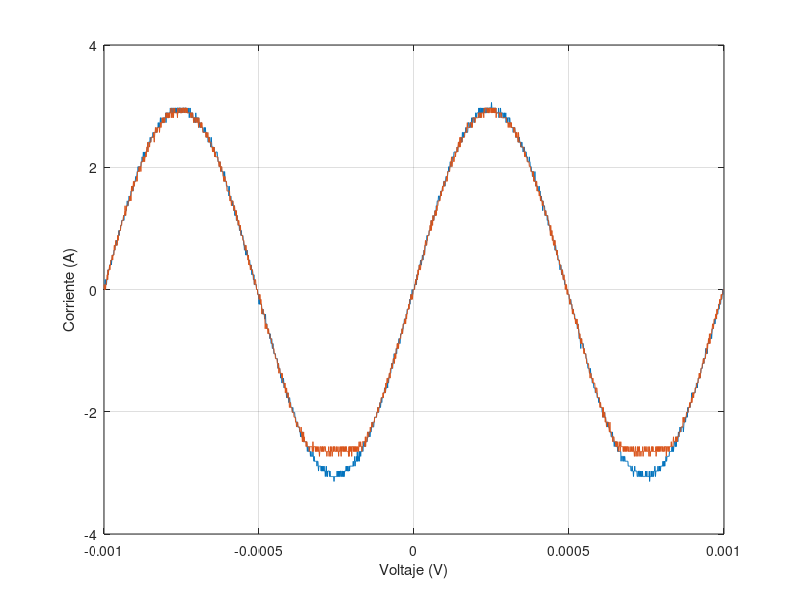

Write MATLAB code to recreate this figure.
t=[-1.00E-03
-9.99E-04
-9.98E-04
-9.97E-04
-9.96E-04
-9.95E-04
-9.94E-04
-9.93E-04
-9.92E-04
-9.91E-04
-9.90E-04
-9.89E-04
-9.88E-04
-9.87E-04
-9.86E-04
-9.85E-04
-9.84E-04
-9.83E-04
-9.82E-04
-9.81E-04
-9.80E-04
-9.79E-04
-9.78E-04
-9.77E-04
-9.76E-04
-9.75E-04
-9.74E-04
-9.73E-04
-9.72E-04
-9.71E-04
-9.70E-04
-9.69E-04
-9.68E-04
-9.67E-04
-9.66E-04
-9.65E-04
-9.64E-04
-9.63E-04
-9.62E-04
-9.61E-04
-9.60E-04
-9.59E-04
-9.58E-04
-9.57E-04
-9.56E-04
-9.55E-04
-9.54E-04
-9.53E-04
-9.52E-04
-9.51E-04
-9.50E-04
-9.49E-04
-9.48E-04
-9.47E-04
-9.46E-04
-9.45E-04
-9.44E-04
-9.43E-04
-9.42E-04
-9.41E-04
-9.40E-04
-9.39E-04
-9.38E-04
-9.37E-04
-9.36E-04
-9.35E-04
-9.34E-04
-9.33E-04
-9.32E-04
-9.31E-04
-9.30E-04
-9.29E-04
-9.28E-04
-9.27E-04
-9.26E-04
-9.25E-04
-9.24E-04
-9.23E-04
-9.22E-04
-9.21E-04
-9.20E-04
-9.19E-04
-9.18E-04
-9.17E-04
-9.16E-04
-9.15E-04
-9.14E-04
-9.13E-04
-9.12E-04
-9.11E-04
-9.10E-04
-9.09E-04
-9.08E-04
-9.07E-04
-9.06E-04
-9.05E-04
-9.04E-04
-9.03E-04
-9.02E-04
-9.01E-04
-9.00E-04
-8.99E-04
-8.98E-04
-8.97E-04
-8.96E-04
-8.95E-04
-8.94E-04
-8.93E-04
-8.92E-04
-8.91E-04
-8.90E-04
-8.89E-04
-8.88E-04
-8.87E-04
-8.86E-04
-8.85E-04
-8.84E-04
-8.83E-04
-8.82E-04
-8.81E-04
-8.80E-04
-8.79E-04
-8.78E-04
-8.77E-04
-8.76E-04
-8.75E-04
-8.74E-04
-8.73E-04
-8.72E-04
-8.71E-04
-8.70E-04
-8.69E-04
-8.68E-04
-8.67E-04
-8.66E-04
-8.65E-04
-8.64E-04
-8.63E-04
-8.62E-04
-8.61E-04
-8.60E-04
-8.59E-04
-8.58E-04
-8.57E-04
-8.56E-04
-8.55E-04
-8.54E-04
-8.53E-04
-8.52E-04
-8.51E-04
-8.50E-04
-8.49E-04
-8.48E-04
-8.47E-04
-8.46E-04
-8.45E-04
-8.44E-04
-8.43E-04
-8.42E-04
-8.41E-04
-8.40E-04
-8.39E-04
-8.38E-04
-8.37E-04
-8.36E-04
-8.35E-04
-8.34E-04
-8.33E-04
-8.32E-04
-8.31E-04
-8.30E-04
-8.29E-04
-8.28E-04
-8.27E-04
-8.26E-04
-8.25E-04
-8.24E-04
-8.23E-04
-8.22E-04
-8.21E-04
-8.20E-04
-8.19E-04
-8.18E-04
-8.17E-04
-8.16E-04
-8.15E-04
-8.14E-04
-8.13E-04
-8.12E-04
-8.11E-04
-8.10E-04
-8.09E-04
-8.08E-04
-8.07E-04
-8.06E-04
-8.05E-04
-8.04E-04
-8.03E-04
-8.02E-04
-8.01E-04
-8.00E-04
-7.99E-04
-7.98E-04
-7.97E-04
-7.96E-04
-7.95E-04
-7.94E-04
-7.93E-04
-7.92E-04
-7.91E-04
-7.90E-04
-7.89E-04
-7.88E-04
-7.87E-04
-7.86E-04
-7.85E-04
-7.84E-04
-7.83E-04
-7.82E-04
-7.81E-04
-7.80E-04
-7.79E-04
-7.78E-04
-7.77E-04
-7.76E-04
-7.75E-04
-7.74E-04
-7.73E-04
-7.72E-04
-7.71E-04
-7.70E-04
-7.69E-04
-7.68E-04
-7.67E-04
-7.66E-04
-7.65E-04
-7.64E-04
-7.63E-04
-7.62E-04
-7.61E-04
-7.60E-04
-7.59E-04
-7.58E-04
-7.57E-04
-7.56E-04
-7.55E-04
-7.54E-04
-7.53E-04
-7.52E-04
-7.51E-04
-7.50E-04
-7.49E-04
-7.48E-04
-7.47E-04
-7.46E-04
-7.45E-04
-7.44E-04
-7.43E-04
-7.42E-04
-7.41E-04
-7.40E-04
-7.39E-04
-7.38E-04
-7.37E-04
-7.36E-04
-7.35E-04
-7.34E-04
-7.33E-04
-7.32E-04
-7.31E-04
-7.30E-04
-7.29E-04
-7.28E-04
-7.27E-04
-7.26E-04
-7.25E-04
-7.24E-04
-7.23E-04
-7.22E-04
-7.21E-04
-7.20E-04
-7.19E-04
-7.18E-04
-7.17E-04
-7.16E-04
-7.15E-04
-7.14E-04
-7.13E-04
-7.12E-04
-7.11E-04
-7.10E-04
-7.09E-04
-7.08E-04
-7.07E-04
-7.06E-04
-7.05E-04
-7.04E-04
-7.03E-04
-7.02E-04
-7.01E-04
-7.00E-04
-6.99E-04
-6.98E-04
-6.97E-04
-6.96E-04
-6.95E-04
-6.94E-04
-6.93E-04
-6.92E-04
-6.91E-04
-6.90E-04
-6.89E-04
-6.88E-04
-6.87E-04
-6.86E-04
-6.85E-04
-6.84E-04
-6.83E-04
-6.82E-04
-6.81E-04
-6.80E-04
-6.79E-04
-6.78E-04
-6.77E-04
-6.76E-04
-6.75E-04
-6.74E-04
-6.73E-04
-6.72E-04
-6.71E-04
-6.70E-04
-6.69E-04
-6.68E-04
-6.67E-04
-6.66E-04
-6.65E-04
-6.64E-04
-6.63E-04
-6.62E-04
-6.61E-04
-6.60E-04
-6.59E-04
-6.58E-04
-6.57E-04
-6.56E-04
-6.55E-04
-6.54E-04
-6.53E-04
-6.52E-04
-6.51E-04
-6.50E-04
-6.49E-04
-6.48E-04
-6.47E-04
-6.46E-04
-6.45E-04
-6.44E-04
-6.43E-04
-6.42E-04
-6.41E-04
-6.40E-04
-6.39E-04
-6.38E-04
-6.37E-04
-6.36E-04
-6.35E-04
-6.34E-04
-6.33E-04
-6.32E-04
-6.31E-04
-6.30E-04
-6.29E-04
-6.28E-04
-6.27E-04
-6.26E-04
-6.25E-04
-6.24E-04
-6.23E-04
-6.22E-04
-6.21E-04
-6.20E-04
-6.19E-04
-6.18E-04
-6.17E-04
-6.16E-04
-6.15E-04
-6.14E-04
-6.13E-04
-6.12E-04
-6.11E-04
-6.10E-04
-6.09E-04
-6.08E-04
-6.07E-04
-6.06E-04
-6.05E-04
-6.04E-04
-6.03E-04
-6.02E-04
-6.01E-04
-6.00E-04
-5.99E-04
-5.98E-04
-5.97E-04
-5.96E-04
-5.95E-04
-5.94E-04
-5.93E-04
-5.92E-04
-5.91E-04
-5.90E-04
-5.89E-04
-5.88E-04
-5.87E-04
-5.86E-04
-5.85E-04
-5.84E-04
-5.83E-04
-5.82E-04
-5.81E-04
-5.80E-04
-5.79E-04
-5.78E-04
-5.77E-04
-5.76E-04
-5.75E-04
-5.74E-04
-5.73E-04
-5.72E-04
-5.71E-04
-5.70E-04
-5.69E-04
-5.68E-04
-5.67E-04
-5.66E-04
-5.65E-04
-5.64E-04
-5.63E-04
-5.62E-04
-5.61E-04
-5.60E-04
-5.59E-04
-5.58E-04
-5.57E-04
-5.56E-04
-5.55E-04
-5.54E-04
-5.53E-04
-5.52E-04
-5.51E-04
-5.50E-04
-5.49E-04
-5.48E-04
-5.47E-04
-5.46E-04
-5.45E-04
-5.44E-04
-5.43E-04
-5.42E-04
-5.41E-04
-5.40E-04
-5.39E-04
-5.38E-04
-5.37E-04
-5.36E-04
-5.35E-04
-5.34E-04
-5.33E-04
-5.32E-04
-5.31E-04
-5.30E-04
-5.29E-04
-5.28E-04
-5.27E-04
-5.26E-04
-5.25E-04
-5.24E-04
-5.23E-04
-5.22E-04
-5.21E-04
-5.20E-04
-5.19E-04
-5.18E-04
-5.17E-04
-5.16E-04
-5.15E-04
-5.14E-04
-5.13E-04
-5.12E-04
-5.11E-04
-5.10E-04
-5.09E-04
-5.08E-04
-5.07E-04
-5.06E-04
-5.05E-04
-5.04E-04
-5.03E-04
-5.02E-04
-5.01E-04
-5.00E-04
-4.99E-04
-4.98E-04
-4.97E-04
-4.96E-04
-4.95E-04
-4.94E-04
-4.93E-04
-4.92E-04
-4.91E-04
-4.90E-04
-4.89E-04
-4.88E-04
-4.87E-04
-4.86E-04
-4.85E-04
-4.84E-04
-4.83E-04
-4.82E-04
-4.81E-04
-4.80E-04
-4.79E-04
-4.78E-04
-4.77E-04
-4.76E-04
-4.75E-04
-4.74E-04
-4.73E-04
-4.72E-04
-4.71E-04
-4.70E-04
-4.69E-04
-4.68E-04
-4.67E-04
-4.66E-04
-4.65E-04
-4.64E-04
-4.63E-04
-4.62E-04
-4.61E-04
-4.60E-04
-4.59E-04
-4.58E-04
-4.57E-04
-4.56E-04
-4.55E-04
-4.54E-04
-4.53E-04
-4.52E-04
-4.51E-04
-4.50E-04
-4.49E-04
-4.48E-04
-4.47E-04
-4.46E-04
-4.45E-04
-4.44E-04
-4.43E-04
-4.42E-04
-4.41E-04
-4.40E-04
-4.39E-04
-4.38E-04
-4.37E-04
-4.36E-04
-4.35E-04
-4.34E-04
-4.33E-04
-4.32E-04
-4.31E-04
-4.30E-04
-4.29E-04
-4.28E-04
-4.27E-04
-4.26E-04
-4.25E-04
-4.24E-04
-4.23E-04
-4.22E-04
-4.21E-04
-4.20E-04
-4.19E-04
-4.18E-04
-4.17E-04
-4.16E-04
-4.15E-04
-4.14E-04
-4.13E-04
-4.12E-04
-4.11E-04
-4.10E-04
-4.09E-04
-4.08E-04
-4.07E-04
-4.06E-04
-4.05E-04
-4.04E-04
-4.03E-04
-4.02E-04
-4.01E-04
-4.00E-04
-3.99E-04
-3.98E-04
-3.97E-04
-3.96E-04
-3.95E-04
-3.94E-04
-3.93E-04
-3.92E-04
-3.91E-04
-3.90E-04
-3.89E-04
-3.88E-04
-3.87E-04
-3.86E-04
-3.85E-04
-3.84E-04
-3.83E-04
-3.82E-04
-3.81E-04
-3.80E-04
-3.79E-04
-3.78E-04
-3.77E-04
-3.76E-04
-3.75E-04
-3.74E-04
-3.73E-04
-3.72E-04
-3.71E-04
-3.70E-04
-3.69E-04
-3.68E-04
-3.67E-04
-3.66E-04
-3.65E-04
-3.64E-04
-3.63E-04
-3.62E-04
-3.61E-04
-3.60E-04
-3.59E-04
-3.58E-04
-3.57E-04
-3.56E-04
-3.55E-04
-3.54E-04
-3.53E-04
-3.52E-04
-3.51E-04
-3.50E-04
-3.49E-04
-3.48E-04
-3.47E-04
-3.46E-04
-3.45E-04
-3.44E-04
-3.43E-04
-3.42E-04
-3.41E-04
-3.40E-04
-3.39E-04
-3.38E-04
-3.37E-04
-3.36E-04
-3.35E-04
-3.34E-04
-3.33E-04
-3.32E-04
-3.31E-04
-3.30E-04
-3.29E-04
-3.28E-04
-3.27E-04
-3.26E-04
-3.25E-04
-3.24E-04
-3.23E-04
-3.22E-04
-3.21E-04
-3.20E-04
-3.19E-04
-3.18E-04
-3.17E-04
-3.16E-04
-3.15E-04
-3.14E-04
-3.13E-04
-3.12E-04
-3.11E-04
-3.10E-04
-3.09E-04
-3.08E-04
-3.07E-04
-3.06E-04
-3.05E-04
-3.04E-04
-3.03E-04
-3.02E-04
-3.01E-04
-3.00E-04
-2.99E-04
-2.98E-04
-2.97E-04
-2.96E-04
-2.95E-04
-2.94E-04
-2.93E-04
-2.92E-04
-2.91E-04
-2.90E-04
-2.89E-04
-2.88E-04
-2.87E-04
-2.86E-04
-2.85E-04
-2.84E-04
-2.83E-04
-2.82E-04
-2.81E-04
-2.80E-04
-2.79E-04
-2.78E-04
-2.77E-04
-2.76E-04
-2.75E-04
-2.74E-04
-2.73E-04
-2.72E-04
-2.71E-04
-2.70E-04
-2.69E-04
-2.68E-04
-2.67E-04
-2.66E-04
-2.65E-04
-2.64E-04
-2.63E-04
-2.62E-04
-2.61E-04
-2.60E-04
-2.59E-04
-2.58E-04
-2.57E-04
-2.56E-04
-2.55E-04
-2.54E-04
-2.53E-04
-2.52E-04
-2.51E-04
-2.50E-04
-2.49E-04
-2.48E-04
-2.47E-04
-2.46E-04
-2.45E-04
-2.44E-04
-2.43E-04
-2.42E-04
-2.41E-04
-2.40E-04
-2.39E-04
-2.38E-04
-2.37E-04
-2.36E-04
-2.35E-04
-2.34E-04
-2.33E-04
-2.32E-04
-2.31E-04
-2.30E-04
-2.29E-04
-2.28E-04
-2.27E-04
-2.26E-04
-2.25E-04
-2.24E-04
-2.23E-04
-2.22E-04
-2.21E-04
-2.20E-04
-2.19E-04
-2.18E-04
-2.17E-04
-2.16E-04
-2.15E-04
-2.14E-04
-2.13E-04
-2.12E-04
-2.11E-04
-2.10E-04
-2.09E-04
-2.08E-04
-2.07E-04
-2.06E-04
-2.05E-04
-2.04E-04
-2.03E-04
-2.02E-04
-2.01E-04
-2.00E-04
-1.99E-04
-1.98E-04
-1.97E-04
-1.96E-04
-1.95E-04
-1.94E-04
-1.93E-04
-1.92E-04
-1.91E-04
-1.90E-04
-1.89E-04
-1.88E-04
-1.87E-04
-1.86E-04
-1.85E-04
-1.84E-04
-1.83E-04
-1.82E-04
-1.81E-04
-1.80E-04
-1.79E-04
-1.78E-04
-1.77E-04
-1.76E-04
-1.75E-04
-1.74E-04
-1.73E-04
-1.72E-04
-1.71E-04
-1.70E-04
-1.69E-04
-1.68E-04
-1.67E-04
-1.66E-04
-1.65E-04
-1.64E-04
-1.63E-04
-1.62E-04
-1.61E-04
-1.60E-04
-1.59E-04
-1.58E-04
-1.57E-04
-1.56E-04
-1.55E-04
-1.54E-04
-1.53E-04
-1.52E-04
-1.51E-04
-1.50E-04
-1.49E-04
-1.48E-04
-1.47E-04
-1.46E-04
-1.45E-04
-1.44E-04
-1.43E-04
-1.42E-04
-1.41E-04
-1.40E-04
-1.39E-04
-1.38E-04
-1.37E-04
-1.36E-04
-1.35E-04
-1.34E-04
-1.33E-04
-1.32E-04
-1.31E-04
-1.30E-04
-1.29E-04
-1.28E-04
-1.27E-04
-1.26E-04
-1.25E-04
-1.24E-04
-1.23E-04
-1.22E-04
-1.21E-04
-1.20E-04
-1.19E-04
-1.18E-04
-1.17E-04
-1.16E-04
-1.15E-04
-1.14E-04
-1.13E-04
-1.12E-04
-1.11E-04
-1.10E-04
-1.09E-04
-1.08E-04
-1.07E-04
-1.06E-04
-1.05E-04
-1.04E-04
-1.03E-04
-1.02E-04
-1.01E-04
-1.00E-04
-9.90E-05
-9.80E-05
-9.70E-05
-9.60E-05
-9.50E-05
-9.40E-05
-9.30E-05
-9.20E-05
-9.10E-05
-9.00E-05
-8.90E-05
-8.80E-05
-8.70E-05
-8.60E-05
-8.50E-05
-8.40E-05
-8.30E-05
-8.20E-05
-8.10E-05
-8.00E-05
-7.90E-05
-7.80E-05
-7.70E-05
-7.60E-05
-7.50E-05
-7.40E-05
-7.30E-05
-7.20E-05
-7.10E-05
-7.00E-05
-6.90E-05
-6.80E-05
-6.70E-05
-6.60E-05
-6.50E-05
-6.40E-05
-6.30E-05
-6.20E-05
-6.10E-05
-6.00E-05
-5.90E-05
-5.80E-05
-5.70E-05
-5.60E-05
-5.50E-05
-5.40E-05
-5.30E-05
-5.20E-05
-5.10E-05
-5.00E-05
-4.90E-05
-4.80E-05
-4.70E-05
-4.60E-05
-4.50E-05
-4.40E-05
-4.30E-05
-4.20E-05
-4.10E-05
-4.00E-05
-3.90E-05
-3.80E-05
-3.70E-05
-3.60E-05
-3.50E-05
-3.40E-05
-3.30E-05
-3.20E-05
-3.10E-05
-3.00E-05
-2.90E-05
-2.80E-05
-2.70E-05
-2.60E-05
-2.50E-05
-2.40E-05
-2.30E-05
-2.20E-05
-2.10E-05
-2.00E-05
-1.90E-05
-1.80E-05
-1.70E-05
-1.60E-05
-1.50E-05
-1.40E-05
-1.30E-05
-1.20E-05
-1.10E-05
-1.00E-05
-9.00E-06
-8.00E-06
-7.00E-06
-6.00E-06
-5.00E-06
-4.00E-06
-3.00E-06
-2.00E-06
-1.00E-06
0.00E+00
1.00E-06
2.00E-06
3.00E-06
4.00E-06
5.00E-06
6.00E-06
7.00E-06
8.00E-06
9.00E-06
1.00E-05
1.10E-05
1.20E-05
1.30E-05
1.40E-05
1.50E-05
1.60E-05
1.70E-05
1.80E-05
1.90E-05
2.00E-05
2.10E-05
2.20E-05
2.30E-05
2.40E-05
2.50E-05
2.60E-05
2.70E-05
2.80E-05
2.90E-05
3.00E-05
3.10E-05
3.20E-05
3.30E-05
3.40E-05
3.50E-05
3.60E-05
3.70E-05
3.80E-05
3.90E-05
4.00E-05
4.10E-05
4.20E-05
4.30E-05
4.40E-05
4.50E-05
4.60E-05
4.70E-05
4.80E-05
4.90E-05
5.00E-05
5.10E-05
5.20E-05
5.30E-05
5.40E-05
5.50E-05
5.60E-05
5.70E-05
5.80E-05
5.90E-05
6.00E-05
6.10E-05
6.20E-05
6.30E-05
6.40E-05
6.50E-05
6.60E-05
6.70E-05
6.80E-05
6.90E-05
7.00E-05
7.10E-05
7.20E-05
7.30E-05
7.40E-05
7.50E-05
7.60E-05
7.70E-05
7.80E-05
7.90E-05
8.00E-05
8.10E-05
8.20E-05
8.30E-05
8.40E-05
8.50E-05
8.60E-05
8.70E-05
8.80E-05
8.90E-05
9.00E-05
9.10E-05
9.20E-05
9.30E-05
9.40E-05
9.50E-05
9.60E-05
9.70E-05
9.80E-05
9.90E-05
1.00E-04
1.01E-04
1.02E-04
1.03E-04
1.04E-04
1.05E-04
1.06E-04
1.07E-04
1.08E-04
1.09E-04
1.10E-04
1.11E-04
1.12E-04
1.13E-04
1.14E-04
1.15E-04
1.16E-04
1.17E-04
1.18E-04
1.19E-04
1.20E-04
1.21E-04
1.22E-04
1.23E-04
1.24E-04
1.25E-04
1.26E-04
1.27E-04
1.28E-04
1.29E-04
1.30E-04
1.31E-04
1.32E-04
1.33E-04
1.34E-04
1.35E-04
1.36E-04
1.37E-04
1.38E-04
1.39E-04
1.40E-04
1.41E-04
1.42E-04
1.43E-04
1.44E-04
1.45E-04
1.46E-04
1.47E-04
1.48E-04
1.49E-04
1.50E-04
1.51E-04
1.52E-04
1.53E-04
1.54E-04
1.55E-04
1.56E-04
1.57E-04
1.58E-04
1.59E-04
1.60E-04
1.61E-04
1.62E-04
1.63E-04
1.64E-04
1.65E-04
1.66E-04
1.67E-04
1.68E-04
1.69E-04
1.70E-04
1.71E-04
1.72E-04
1.73E-04
1.74E-04
1.75E-04
1.76E-04
1.77E-04
1.78E-04
1.79E-04
1.80E-04
1.81E-04
1.82E-04
1.83E-04
1.84E-04
1.85E-04
1.86E-04
1.87E-04
1.88E-04
1.89E-04
1.90E-04
1.91E-04
1.92E-04
1.93E-04
1.94E-04
1.95E-04
1.96E-04
1.97E-04
1.98E-04
1.99E-04
2.00E-04
2.01E-04
2.02E-04
2.03E-04
2.04E-04
2.05E-04
2.06E-04
2.07E-04
2.08E-04
2.09E-04
2.10E-04
2.11E-04
2.12E-04
2.13E-04
2.14E-04
2.15E-04
2.16E-04
2.17E-04
2.18E-04
2.19E-04
2.20E-04
2.21E-04
2.22E-04
2.23E-04
2.24E-04
2.25E-04
2.26E-04
2.27E-04
2.28E-04
2.29E-04
2.30E-04
2.31E-04
2.32E-04
2.33E-04
2.34E-04
2.35E-04
2.36E-04
2.37E-04
2.38E-04
2.39E-04
2.40E-04
2.41E-04
2.42E-04
2.43E-04
2.44E-04
2.45E-04
2.46E-04
2.47E-04
2.48E-04
2.49E-04
2.50E-04
2.51E-04
2.52E-04
2.53E-04
2.54E-04
2.55E-04
2.56E-04
2.57E-04
2.58E-04
2.59E-04
2.60E-04
2.61E-04
2.62E-04
2.63E-04
2.64E-04
2.65E-04
2.66E-04
2.67E-04
2.68E-04
2.69E-04
2.70E-04
2.71E-04
2.72E-04
2.73E-04
2.74E-04
2.75E-04
2.76E-04
2.77E-04
2.78E-04
2.79E-04
2.80E-04
2.81E-04
2.82E-04
2.83E-04
2.84E-04
2.85E-04
2.86E-04
2.87E-04
2.88E-04
2.89E-04
2.90E-04
2.91E-04
2.92E-04
2.93E-04
2.94E-04
2.95E-04
2.96E-04
2.97E-04
2.98E-04
2.99E-04
3.00E-04
3.01E-04
3.02E-04
3.03E-04
3.04E-04
3.05E-04
3.06E-04
3.07E-04
3.08E-04
3.09E-04
3.10E-04
3.11E-04
3.12E-04
3.13E-04
3.14E-04
3.15E-04
3.16E-04
3.17E-04
3.18E-04
3.19E-04
3.20E-04
3.21E-04
3.22E-04
3.23E-04
3.24E-04
3.25E-04
3.26E-04
3.27E-04
3.28E-04
3.29E-04
3.30E-04
3.31E-04
3.32E-04
3.33E-04
3.34E-04
3.35E-04
3.36E-04
3.37E-04
3.38E-04
3.39E-04
3.40E-04
3.41E-04
3.42E-04
3.43E-04
3.44E-04
3.45E-04
3.46E-04
3.47E-04
3.48E-04
3.49E-04
3.50E-04
3.51E-04
3.52E-04
3.53E-04
3.54E-04
3.55E-04
3.56E-04
3.57E-04
3.58E-04
3.59E-04
3.60E-04
3.61E-04
3.62E-04
3.63E-04
3.64E-04
3.65E-04
3.66E-04
3.67E-04
3.68E-04
3.69E-04
3.70E-04
3.71E-04
3.72E-04
3.73E-04
3.74E-04
3.75E-04
3.76E-04
3.77E-04
3.78E-04
3.79E-04
3.80E-04
3.81E-04
3.82E-04
3.83E-04
3.84E-04
3.85E-04
3.86E-04
3.87E-04
3.88E-04
3.89E-04
3.90E-04
3.91E-04
3.92E-04
3.93E-04
3.94E-04
3.95E-04
3.96E-04
3.97E-04
3.98E-04
3.99E-04
4.00E-04
4.01E-04
4.02E-04
4.03E-04
4.04E-04
4.05E-04
4.06E-04
4.07E-04
4.08E-04
4.09E-04
4.10E-04
4.11E-04
4.12E-04
4.13E-04
4.14E-04
4.15E-04
4.16E-04
4.17E-04
4.18E-04
4.19E-04
4.20E-04
4.21E-04
4.22E-04
4.23E-04
4.24E-04
4.25E-04
4.26E-04
4.27E-04
4.28E-04
4.29E-04
4.30E-04
4.31E-04
4.32E-04
4.33E-04
4.34E-04
4.35E-04
4.36E-04
4.37E-04
4.38E-04
4.39E-04
4.40E-04
4.41E-04
4.42E-04
4.43E-04
4.44E-04
4.45E-04
4.46E-04
4.47E-04
4.48E-04
4.49E-04
4.50E-04
4.51E-04
4.52E-04
4.53E-04
4.54E-04
4.55E-04
4.56E-04
4.57E-04
4.58E-04
4.59E-04
4.60E-04
4.61E-04
4.62E-04
4.63E-04
4.64E-04
4.65E-04
4.66E-04
4.67E-04
4.68E-04
4.69E-04
4.70E-04
4.71E-04
4.72E-04
4.73E-04
4.74E-04
4.75E-04
4.76E-04
4.77E-04
4.78E-04
4.79E-04
4.80E-04
4.81E-04
4.82E-04
4.83E-04
4.84E-04
4.85E-04
4.86E-04
4.87E-04
4.88E-04
4.89E-04
4.90E-04
4.91E-04
4.92E-04
4.93E-04
4.94E-04
4.95E-04
4.96E-04
4.97E-04
4.98E-04
4.99E-04
5.00E-04
5.01E-04
5.02E-04
5.03E-04
5.04E-04
5.05E-04
5.06E-04
5.07E-04
5.08E-04
5.09E-04
5.10E-04
5.11E-04
5.12E-04
5.13E-04
5.14E-04
5.15E-04
5.16E-04
5.17E-04
5.18E-04
5.19E-04
5.20E-04
5.21E-04
5.22E-04
5.23E-04
5.24E-04
5.25E-04
5.26E-04
5.27E-04
5.28E-04
5.29E-04
5.30E-04
5.31E-04
5.32E-04
5.33E-04
5.34E-04
5.35E-04
5.36E-04
5.37E-04
5.38E-04
5.39E-04
5.40E-04
5.41E-04
5.42E-04
5.43E-04
5.44E-04
5.45E-04
5.46E-04
5.47E-04
5.48E-04
5.49E-04
5.50E-04
5.51E-04
5.52E-04
5.53E-04
5.54E-04
5.55E-04
5.56E-04
5.57E-04
5.58E-04
5.59E-04
5.60E-04
5.61E-04
5.62E-04
5.63E-04
5.64E-04
5.65E-04
5.66E-04
5.67E-04
5.68E-04
5.69E-04
5.70E-04
5.71E-04
5.72E-04
5.73E-04
5.74E-04
5.75E-04
5.76E-04
5.77E-04
5.78E-04
5.79E-04
5.80E-04
5.81E-04
5.82E-04
5.83E-04
5.84E-04
5.85E-04
5.86E-04
5.87E-04
5.88E-04
5.89E-04
5.90E-04
5.91E-04
5.92E-04
5.93E-04
5.94E-04
5.95E-04
5.96E-04
5.97E-04
5.98E-04
5.99E-04
6.00E-04
6.01E-04
6.02E-04
6.03E-04
6.04E-04
6.05E-04
6.06E-04
6.07E-04
6.08E-04
6.09E-04
6.10E-04
6.11E-04
6.12E-04
6.13E-04
6.14E-04
6.15E-04
6.16E-04
6.17E-04
6.18E-04
6.19E-04
6.20E-04
6.21E-04
6.22E-04
6.23E-04
6.24E-04
6.25E-04
6.26E-04
6.27E-04
6.28E-04
6.29E-04
6.30E-04
6.31E-04
6.32E-04
6.33E-04
6.34E-04
6.35E-04
6.36E-04
6.37E-04
6.38E-04
6.39E-04
6.40E-04
6.41E-04
6.42E-04
6.43E-04
6.44E-04
6.45E-04
6.46E-04
6.47E-04
6.48E-04
6.49E-04
6.50E-04
6.51E-04
6.52E-04
6.53E-04
6.54E-04
6.55E-04
6.56E-04
6.57E-04
6.58E-04
6.59E-04
6.60E-04
6.61E-04
6.62E-04
6.63E-04
6.64E-04
6.65E-04
6.66E-04
6.67E-04
6.68E-04
6.69E-04
6.70E-04
6.71E-04
6.72E-04
6.73E-04
6.74E-04
6.75E-04
6.76E-04
6.77E-04
6.78E-04
6.79E-04
6.80E-04
6.81E-04
6.82E-04
6.83E-04
6.84E-04
6.85E-04
6.86E-04
6.87E-04
6.88E-04
6.89E-04
6.90E-04
6.91E-04
6.92E-04
6.93E-04
6.94E-04
6.95E-04
6.96E-04
6.97E-04
6.98E-04
6.99E-04
7.00E-04
7.01E-04
7.02E-04
7.03E-04
7.04E-04
7.05E-04
7.06E-04
7.07E-04
7.08E-04
7.09E-04
7.10E-04
7.11E-04
7.12E-04
7.13E-04
7.14E-04
7.15E-04
7.16E-04
7.17E-04
7.18E-04
7.19E-04
7.20E-04
7.21E-04
7.22E-04
7.23E-04
7.24E-04
7.25E-04
7.26E-04
7.27E-04
7.28E-04
7.29E-04
7.30E-04
7.31E-04
7.32E-04
7.33E-04
7.34E-04
7.35E-04
7.36E-04
7.37E-04
7.38E-04
7.39E-04
7.40E-04
7.41E-04
7.42E-04
7.43E-04
7.44E-04
7.45E-04
7.46E-04
7.47E-04
7.48E-04
7.49E-04
7.50E-04
7.51E-04
7.52E-04
7.53E-04
7.54E-04
7.55E-04
7.56E-04
7.57E-04
7.58E-04
7.59E-04
7.60E-04
7.61E-04
7.62E-04
7.63E-04
7.64E-04
7.65E-04
7.66E-04
7.67E-04
7.68E-04
7.69E-04
7.70E-04
7.71E-04
7.72E-04
7.73E-04
7.74E-04
7.75E-04
7.76E-04
7.77E-04
7.78E-04
7.79E-04
7.80E-04
7.81E-04
7.82E-04
7.83E-04
7.84E-04
7.85E-04
7.86E-04
7.87E-04
7.88E-04
7.89E-04
7.90E-04
7.91E-04
7.92E-04
7.93E-04
7.94E-04
7.95E-04
7.96E-04
7.97E-04
7.98E-04
7.99E-04
8.00E-04
8.01E-04
8.02E-04
8.03E-04
8.04E-04
8.05E-04
8.06E-04
8.07E-04
8.08E-04
8.09E-04
8.10E-04
8.11E-04
8.12E-04
8.13E-04
8.14E-04
8.15E-04
8.16E-04
8.17E-04
8.18E-04
8.19E-04
8.20E-04
8.21E-04
8.22E-04
8.23E-04
8.24E-04
8.25E-04
8.26E-04
8.27E-04
8.28E-04
8.29E-04
8.30E-04
8.31E-04
8.32E-04
8.33E-04
8.34E-04
8.35E-04
8.36E-04
8.37E-04
8.38E-04
8.39E-04
8.40E-04
8.41E-04
8.42E-04
8.43E-04
8.44E-04
8.45E-04
8.46E-04
8.47E-04
8.48E-04
8.49E-04
8.50E-04
8.51E-04
8.52E-04
8.53E-04
8.54E-04
8.55E-04
8.56E-04
8.57E-04
8.58E-04
8.59E-04
8.60E-04
8.61E-04
8.62E-04
8.63E-04
8.64E-04
8.65E-04
8.66E-04
8.67E-04
8.68E-04
8.69E-04
8.70E-04
8.71E-04
8.72E-04
8.73E-04
8.74E-04
8.75E-04
8.76E-04
8.77E-04
8.78E-04
8.79E-04
8.80E-04
8.81E-04
8.82E-04
8.83E-04
8.84E-04
8.85E-04
8.86E-04
8.87E-04
8.88E-04
8.89E-04
8.90E-04
8.91E-04
8.92E-04
8.93E-04
8.94E-04
8.95E-04
8.96E-04
8.97E-04
8.98E-04
8.99E-04
9.00E-04
9.01E-04
9.02E-04
9.03E-04
9.04E-04
9.05E-04
9.06E-04
9.07E-04
9.08E-04
9.09E-04
9.10E-04
9.11E-04
9.12E-04
9.13E-04
9.14E-04
9.15E-04
9.16E-04
9.17E-04
9.18E-04
9.19E-04
9.20E-04
9.21E-04
9.22E-04
9.23E-04
9.24E-04
9.25E-04
9.26E-04
9.27E-04
9.28E-04
9.29E-04
9.30E-04
9.31E-04
9.32E-04
9.33E-04
9.34E-04
9.35E-04
9.36E-04
9.37E-04
9.38E-04
9.39E-04
9.40E-04
9.41E-04
9.42E-04
9.43E-04
9.44E-04
9.45E-04
9.46E-04
9.47E-04
9.48E-04
9.49E-04
9.50E-04
9.51E-04
9.52E-04
9.53E-04
9.54E-04
9.55E-04
9.56E-04
9.57E-04
9.58E-04
9.59E-04
9.60E-04
9.61E-04
9.62E-04
9.63E-04
9.64E-04
9.65E-04
9.66E-04
9.67E-04
9.68E-04
9.69E-04
9.70E-04
9.71E-04
9.72E-04
9.73E-04
9.74E-04
9.75E-04
9.76E-04
9.77E-04
9.78E-04
9.79E-04
9.80E-04
9.81E-04
9.82E-04
9.83E-04
9.84E-04
9.85E-04
9.86E-04
9.87E-04
9.88E-04
9.89E-04
9.90E-04
9.91E-04
9.92E-04
9.93E-04
9.94E-04
9.95E-04
9.96E-04
9.97E-04
9.98E-04
9.99E-04];
x=[0.00E+00
0.00E+00
8.04E-02
8.04E-02
1.61E-01
8.04E-02
1.61E-01
1.61E-01
8.04E-02
1.61E-01
1.61E-01
1.61E-01
2.41E-01
3.22E-01
2.41E-01
3.22E-01
3.22E-01
3.22E-01
4.02E-01
4.02E-01
4.02E-01
4.02E-01
4.02E-01
4.82E-01
4.02E-01
4.82E-01
4.82E-01
5.63E-01
5.63E-01
5.63E-01
5.63E-01
5.63E-01
6.43E-01
6.43E-01
6.43E-01
6.43E-01
7.24E-01
7.24E-01
7.24E-01
7.24E-01
8.04E-01
7.24E-01
8.04E-01
8.04E-01
8.04E-01
8.84E-01
8.84E-01
8.84E-01
9.65E-01
8.84E-01
9.65E-01
9.65E-01
9.65E-01
9.65E-01
1.05E+00
1.05E+00
1.05E+00
1.13E+00
1.13E+00
1.13E+00
1.13E+00
1.13E+00
1.13E+00
1.21E+00
1.13E+00
1.21E+00
1.21E+00
1.21E+00
1.21E+00
1.21E+00
1.29E+00
1.29E+00
1.29E+00
1.37E+00
1.37E+00
1.45E+00
1.37E+00
1.37E+00
1.37E+00
1.45E+00
1.45E+00
1.53E+00
1.45E+00
1.45E+00
1.53E+00
1.53E+00
1.53E+00
1.61E+00
1.61E+00
1.61E+00
1.69E+00
1.61E+00
1.69E+00
1.61E+00
1.61E+00
1.69E+00
1.69E+00
1.69E+00
1.77E+00
1.77E+00
1.77E+00
1.77E+00
1.85E+00
1.85E+00
1.85E+00
1.85E+00
1.85E+00
1.93E+00
1.93E+00
1.93E+00
2.01E+00
1.93E+00
2.01E+00
2.01E+00
2.01E+00
2.01E+00
2.01E+00
2.01E+00
2.01E+00
2.01E+00
2.09E+00
2.09E+00
2.09E+00
2.17E+00
2.09E+00
2.09E+00
2.17E+00
2.25E+00
2.17E+00
2.17E+00
2.17E+00
2.25E+00
2.17E+00
2.17E+00
2.25E+00
2.25E+00
2.25E+00
2.25E+00
2.25E+00
2.25E+00
2.33E+00
2.33E+00
2.33E+00
2.41E+00
2.41E+00
2.41E+00
2.41E+00
2.41E+00
2.41E+00
2.49E+00
2.41E+00
2.41E+00
2.49E+00
2.49E+00
2.49E+00
2.49E+00
2.49E+00
2.49E+00
2.57E+00
2.49E+00
2.49E+00
2.57E+00
2.57E+00
2.57E+00
2.57E+00
2.57E+00
2.57E+00
2.57E+00
2.57E+00
2.57E+00
2.57E+00
2.65E+00
2.65E+00
2.65E+00
2.65E+00
2.73E+00
2.65E+00
2.65E+00
2.73E+00
2.65E+00
2.65E+00
2.73E+00
2.81E+00
2.73E+00
2.81E+00
2.73E+00
2.73E+00
2.73E+00
2.73E+00
2.73E+00
2.73E+00
2.73E+00
2.81E+00
2.73E+00
2.81E+00
2.81E+00
2.81E+00
2.81E+00
2.81E+00
2.89E+00
2.73E+00
2.89E+00
2.89E+00
2.81E+00
2.89E+00
2.89E+00
2.89E+00
2.89E+00
2.81E+00
2.81E+00
2.89E+00
2.89E+00
2.89E+00
2.89E+00
2.97E+00
2.89E+00
2.89E+00
2.89E+00
2.97E+00
2.97E+00
2.89E+00
2.89E+00
2.97E+00
2.97E+00
2.89E+00
2.97E+00
2.89E+00
2.97E+00
2.89E+00
2.97E+00
2.89E+00
2.97E+00
2.97E+00
2.89E+00
2.97E+00
2.89E+00
2.97E+00
2.97E+00
2.97E+00
2.97E+00
2.97E+00
2.89E+00
2.97E+00
2.97E+00
2.89E+00
2.97E+00
2.97E+00
2.97E+00
2.89E+00
2.89E+00
2.97E+00
2.89E+00
2.97E+00
2.89E+00
2.97E+00
2.97E+00
2.97E+00
2.97E+00
2.89E+00
2.97E+00
2.89E+00
2.97E+00
2.97E+00
2.97E+00
2.97E+00
2.89E+00
2.97E+00
2.97E+00
2.89E+00
2.89E+00
2.89E+00
2.97E+00
2.89E+00
2.89E+00
2.97E+00
2.81E+00
2.89E+00
2.89E+00
2.97E+00
2.89E+00
2.89E+00
2.89E+00
2.89E+00
2.81E+00
2.81E+00
2.89E+00
2.89E+00
2.81E+00
2.81E+00
2.81E+00
2.81E+00
2.73E+00
2.81E+00
2.81E+00
2.81E+00
2.73E+00
2.89E+00
2.81E+00
2.81E+00
2.81E+00
2.73E+00
2.81E+00
2.81E+00
2.81E+00
2.81E+00
2.81E+00
2.73E+00
2.65E+00
2.73E+00
2.73E+00
2.73E+00
2.65E+00
2.65E+00
2.73E+00
2.73E+00
2.65E+00
2.65E+00
2.65E+00
2.65E+00
2.65E+00
2.57E+00
2.57E+00
2.57E+00
2.65E+00
2.65E+00
2.57E+00
2.57E+00
2.65E+00
2.57E+00
2.57E+00
2.49E+00
2.57E+00
2.57E+00
2.49E+00
2.49E+00
2.49E+00
2.41E+00
2.49E+00
2.49E+00
2.41E+00
2.49E+00
2.49E+00
2.41E+00
2.41E+00
2.33E+00
2.41E+00
2.49E+00
2.41E+00
2.33E+00
2.33E+00
2.33E+00
2.33E+00
2.33E+00
2.33E+00
2.25E+00
2.33E+00
2.25E+00
2.25E+00
2.17E+00
2.25E+00
2.17E+00
2.25E+00
2.25E+00
2.25E+00
2.25E+00
2.25E+00
2.17E+00
2.17E+00
2.09E+00
2.09E+00
2.09E+00
2.09E+00
2.01E+00
2.01E+00
2.09E+00
2.01E+00
2.01E+00
2.01E+00
2.01E+00
1.93E+00
1.93E+00
1.93E+00
1.93E+00
1.93E+00
1.93E+00
1.93E+00
1.85E+00
1.85E+00
1.77E+00
1.93E+00
1.85E+00
1.77E+00
1.77E+00
1.77E+00
1.77E+00
1.69E+00
1.69E+00
1.69E+00
1.69E+00
1.69E+00
1.69E+00
1.61E+00
1.61E+00
1.53E+00
1.69E+00
1.53E+00
1.53E+00
1.53E+00
1.45E+00
1.53E+00
1.45E+00
1.45E+00
1.45E+00
1.45E+00
1.37E+00
1.45E+00
1.37E+00
1.37E+00
1.37E+00
1.29E+00
1.37E+00
1.37E+00
1.21E+00
1.29E+00
1.29E+00
1.21E+00
1.29E+00
1.13E+00
1.13E+00
1.13E+00
1.21E+00
1.13E+00
1.13E+00
1.05E+00
1.05E+00
1.05E+00
1.05E+00
9.65E-01
1.05E+00
9.65E-01
9.65E-01
9.65E-01
8.84E-01
9.65E-01
8.84E-01
8.84E-01
8.84E-01
8.84E-01
8.84E-01
8.04E-01
8.04E-01
7.24E-01
7.24E-01
6.43E-01
7.24E-01
7.24E-01
7.24E-01
5.63E-01
6.43E-01
6.43E-01
5.63E-01
5.63E-01
6.43E-01
5.63E-01
5.63E-01
5.63E-01
4.82E-01
4.82E-01
4.82E-01
4.82E-01
4.82E-01
4.02E-01
4.02E-01
4.02E-01
3.22E-01
4.02E-01
3.22E-01
2.41E-01
3.22E-01
3.22E-01
2.41E-01
2.41E-01
1.61E-01
2.41E-01
2.41E-01
8.04E-02
1.61E-01
8.04E-02
8.04E-02
8.04E-02
8.04E-02
8.04E-02
0.00E+00
0.00E+00
0.00E+00
0.00E+00
-8.04E-02
-8.04E-02
-8.04E-02
-1.61E-01
-2.41E-01
-8.04E-02
-2.41E-01
-1.61E-01
-1.61E-01
-2.41E-01
-2.41E-01
-2.41E-01
-2.41E-01
-3.22E-01
-3.22E-01
-4.02E-01
-4.02E-01
-3.22E-01
-4.02E-01
-4.02E-01
-4.02E-01
-4.02E-01
-4.82E-01
-4.82E-01
-4.82E-01
-4.02E-01
-5.63E-01
-5.63E-01
-5.63E-01
-5.63E-01
-6.43E-01
-6.43E-01
-6.43E-01
-6.43E-01
-6.43E-01
-7.24E-01
-7.24E-01
-7.24E-01
-7.24E-01
-8.04E-01
-7.24E-01
-8.04E-01
-8.04E-01
-8.84E-01
-8.84E-01
-8.04E-01
-8.84E-01
-9.65E-01
-9.65E-01
-8.84E-01
-9.65E-01
-9.65E-01
-1.05E+00
-1.05E+00
-1.05E+00
-1.05E+00
-1.05E+00
-1.05E+00
-1.13E+00
-1.13E+00
-1.13E+00
-1.13E+00
-1.13E+00
-1.13E+00
-1.21E+00
-1.29E+00
-1.29E+00
-1.21E+00
-1.29E+00
-1.29E+00
-1.29E+00
-1.29E+00
-1.37E+00
-1.37E+00
-1.45E+00
-1.37E+00
-1.45E+00
-1.45E+00
-1.53E+00
-1.45E+00
-1.45E+00
-1.53E+00
-1.53E+00
-1.45E+00
-1.53E+00
-1.61E+00
-1.53E+00
-1.61E+00
-1.61E+00
-1.61E+00
-1.61E+00
-1.69E+00
-1.69E+00
-1.77E+00
-1.69E+00
-1.77E+00
-1.77E+00
-1.69E+00
-1.77E+00
-1.77E+00
-1.85E+00
-1.85E+00
-1.77E+00
-1.77E+00
-1.85E+00
-1.85E+00
-1.85E+00
-1.93E+00
-1.93E+00
-1.93E+00
-1.93E+00
-1.93E+00
-2.01E+00
-1.93E+00
-2.01E+00
-2.01E+00
-2.01E+00
-2.01E+00
-2.01E+00
-2.01E+00
-2.09E+00
-2.09E+00
-2.09E+00
-2.17E+00
-2.17E+00
-2.17E+00
-2.17E+00
-2.17E+00
-2.17E+00
-2.25E+00
-2.25E+00
-2.25E+00
-2.25E+00
-2.25E+00
-2.25E+00
-2.33E+00
-2.33E+00
-2.33E+00
-2.41E+00
-2.33E+00
-2.41E+00
-2.41E+00
-2.41E+00
-2.33E+00
-2.33E+00
-2.41E+00
-2.49E+00
-2.49E+00
-2.49E+00
-2.49E+00
-2.49E+00
-2.49E+00
-2.49E+00
-2.49E+00
-2.49E+00
-2.49E+00
-2.49E+00
-2.49E+00
-2.57E+00
-2.57E+00
-2.65E+00
-2.57E+00
-2.57E+00
-2.65E+00
-2.65E+00
-2.65E+00
-2.57E+00
-2.65E+00
-2.65E+00
-2.65E+00
-2.73E+00
-2.65E+00
-2.65E+00
-2.73E+00
-2.73E+00
-2.73E+00
-2.73E+00
-2.73E+00
-2.65E+00
-2.73E+00
-2.73E+00
-2.81E+00
-2.73E+00
-2.81E+00
-2.81E+00
-2.81E+00
-2.81E+00
-2.81E+00
-2.81E+00
-2.81E+00
-2.81E+00
-2.89E+00
-2.81E+00
-2.81E+00
-2.81E+00
-2.89E+00
-2.97E+00
-2.89E+00
-2.89E+00
-2.89E+00
-2.89E+00
-2.89E+00
-2.89E+00
-2.89E+00
-2.97E+00
-2.97E+00
-2.89E+00
-2.97E+00
-2.89E+00
-2.97E+00
-2.97E+00
-2.89E+00
-2.97E+00
-2.97E+00
-2.89E+00
-2.97E+00
-2.97E+00
-2.97E+00
-3.06E+00
-2.97E+00
-2.97E+00
-2.89E+00
-2.97E+00
-3.06E+00
-2.97E+00
-3.06E+00
-2.97E+00
-2.97E+00
-2.97E+00
-2.97E+00
-2.97E+00
-2.97E+00
-3.06E+00
-2.97E+00
-3.06E+00
-3.06E+00
-3.06E+00
-3.06E+00
-3.06E+00
-3.06E+00
-3.06E+00
-3.06E+00
-3.06E+00
-3.06E+00
-3.06E+00
-3.06E+00
-3.14E+00
-3.06E+00
-3.06E+00
-3.06E+00
-3.06E+00
-3.06E+00
-3.06E+00
-3.06E+00
-3.06E+00
-3.06E+00
-2.97E+00
-3.06E+00
-3.06E+00
-2.97E+00
-3.06E+00
-2.97E+00
-3.06E+00
-3.06E+00
-2.97E+00
-3.06E+00
-3.06E+00
-2.97E+00
-2.97E+00
-2.97E+00
-3.06E+00
-3.06E+00
-2.97E+00
-2.97E+00
-3.06E+00
-2.97E+00
-3.06E+00
-2.97E+00
-3.06E+00
-3.06E+00
-2.97E+00
-2.97E+00
-2.97E+00
-2.97E+00
-2.97E+00
-2.89E+00
-2.97E+00
-2.89E+00
-2.97E+00
-2.97E+00
-2.89E+00
-2.97E+00
-2.97E+00
-2.97E+00
-2.89E+00
-2.89E+00
-2.97E+00
-2.89E+00
-2.89E+00
-2.89E+00
-2.89E+00
-2.89E+00
-2.89E+00
-2.89E+00
-2.89E+00
-2.89E+00
-2.89E+00
-2.89E+00
-2.81E+00
-2.89E+00
-2.89E+00
-2.81E+00
-2.81E+00
-2.73E+00
-2.89E+00
-2.81E+00
-2.81E+00
-2.81E+00
-2.81E+00
-2.73E+00
-2.81E+00
-2.65E+00
-2.81E+00
-2.73E+00
-2.81E+00
-2.73E+00
-2.73E+00
-2.65E+00
-2.81E+00
-2.65E+00
-2.65E+00
-2.65E+00
-2.73E+00
-2.65E+00
-2.65E+00
-2.65E+00
-2.65E+00
-2.57E+00
-2.57E+00
-2.65E+00
-2.57E+00
-2.57E+00
-2.49E+00
-2.49E+00
-2.57E+00
-2.49E+00
-2.49E+00
-2.57E+00
-2.49E+00
-2.49E+00
-2.49E+00
-2.49E+00
-2.49E+00
-2.49E+00
-2.41E+00
-2.41E+00
-2.41E+00
-2.41E+00
-2.33E+00
-2.33E+00
-2.41E+00
-2.33E+00
-2.41E+00
-2.33E+00
-2.33E+00
-2.33E+00
-2.33E+00
-2.25E+00
-2.25E+00
-2.25E+00
-2.17E+00
-2.17E+00
-2.25E+00
-2.25E+00
-2.25E+00
-2.17E+00
-2.17E+00
-2.09E+00
-2.09E+00
-2.09E+00
-2.09E+00
-2.09E+00
-2.09E+00
-2.09E+00
-2.01E+00
-2.01E+00
-2.01E+00
-1.93E+00
-2.01E+00
-2.01E+00
-2.01E+00
-1.93E+00
-1.93E+00
-1.93E+00
-1.85E+00
-1.93E+00
-1.93E+00
-1.85E+00
-1.85E+00
-1.77E+00
-1.85E+00
-1.77E+00
-1.77E+00
-1.77E+00
-1.77E+00
-1.77E+00
-1.69E+00
-1.69E+00
-1.69E+00
-1.61E+00
-1.61E+00
-1.69E+00
-1.69E+00
-1.61E+00
-1.61E+00
-1.61E+00
-1.61E+00
-1.61E+00
-1.53E+00
-1.61E+00
-1.45E+00
-1.53E+00
-1.53E+00
-1.45E+00
-1.45E+00
-1.37E+00
-1.37E+00
-1.37E+00
-1.37E+00
-1.37E+00
-1.29E+00
-1.29E+00
-1.21E+00
-1.29E+00
-1.21E+00
-1.29E+00
-1.21E+00
-1.21E+00
-1.13E+00
-1.13E+00
-1.05E+00
-1.13E+00
-1.13E+00
-1.05E+00
-1.05E+00
-1.05E+00
-1.05E+00
-9.65E-01
-1.05E+00
-9.65E-01
-9.65E-01
-8.84E-01
-9.65E-01
-8.84E-01
-8.84E-01
-8.04E-01
-8.04E-01
-8.04E-01
-8.84E-01
-8.84E-01
-8.04E-01
-7.24E-01
-7.24E-01
-7.24E-01
-7.24E-01
-7.24E-01
-6.43E-01
-7.24E-01
-6.43E-01
-6.43E-01
-5.63E-01
-5.63E-01
-5.63E-01
-4.82E-01
-4.82E-01
-4.82E-01
-4.82E-01
-4.82E-01
-4.82E-01
-4.02E-01
-4.02E-01
-4.02E-01
-3.22E-01
-3.22E-01
-3.22E-01
-3.22E-01
-3.22E-01
-3.22E-01
-2.41E-01
-2.41E-01
-1.61E-01
-2.41E-01
-1.61E-01
-1.61E-01
-8.04E-02
-1.61E-01
-8.04E-02
-8.04E-02
0.00E+00
-8.04E-02
-8.04E-02
0.00E+00
0.00E+00
0.00E+00
0.00E+00
0.00E+00
8.04E-02
8.04E-02
8.04E-02
1.61E-01
8.04E-02
1.61E-01
8.04E-02
2.41E-01
2.41E-01
1.61E-01
2.41E-01
2.41E-01
3.22E-01
3.22E-01
3.22E-01
4.02E-01
4.02E-01
4.02E-01
4.02E-01
4.82E-01
4.02E-01
4.02E-01
4.02E-01
4.82E-01
4.82E-01
5.63E-01
5.63E-01
4.82E-01
5.63E-01
5.63E-01
6.43E-01
6.43E-01
5.63E-01
6.43E-01
7.24E-01
7.24E-01
7.24E-01
7.24E-01
7.24E-01
8.04E-01
8.84E-01
8.04E-01
8.84E-01
8.84E-01
8.84E-01
8.84E-01
8.84E-01
9.65E-01
9.65E-01
9.65E-01
9.65E-01
1.05E+00
1.05E+00
1.05E+00
1.13E+00
1.05E+00
1.05E+00
1.13E+00
1.13E+00
1.13E+00
1.21E+00
1.13E+00
1.13E+00
1.21E+00
1.21E+00
1.21E+00
1.29E+00
1.21E+00
1.29E+00
1.29E+00
1.37E+00
1.29E+00
1.37E+00
1.45E+00
1.45E+00
1.45E+00
1.45E+00
1.53E+00
1.53E+00
1.53E+00
1.45E+00
1.53E+00
1.53E+00
1.53E+00
1.61E+00
1.61E+00
1.53E+00
1.61E+00
1.61E+00
1.61E+00
1.69E+00
1.69E+00
1.69E+00
1.69E+00
1.77E+00
1.77E+00
1.77E+00
1.77E+00
1.69E+00
1.77E+00
1.77E+00
1.85E+00
1.85E+00
1.85E+00
1.85E+00
1.85E+00
1.85E+00
1.93E+00
1.93E+00
1.93E+00
2.01E+00
1.93E+00
1.93E+00
2.01E+00
2.01E+00
2.09E+00
2.01E+00
2.01E+00
2.01E+00
2.09E+00
2.09E+00
2.09E+00
2.17E+00
2.17E+00
2.17E+00
2.17E+00
2.17E+00
2.25E+00
2.25E+00
2.25E+00
2.25E+00
2.25E+00
2.25E+00
2.25E+00
2.25E+00
2.25E+00
2.25E+00
2.33E+00
2.33E+00
2.25E+00
2.33E+00
2.33E+00
2.41E+00
2.41E+00
2.41E+00
2.41E+00
2.41E+00
2.41E+00
2.41E+00
2.41E+00
2.41E+00
2.41E+00
2.49E+00
2.41E+00
2.57E+00
2.57E+00
2.49E+00
2.57E+00
2.49E+00
2.49E+00
2.57E+00
2.57E+00
2.57E+00
2.57E+00
2.57E+00
2.65E+00
2.57E+00
2.57E+00
2.57E+00
2.57E+00
2.57E+00
2.57E+00
2.65E+00
2.73E+00
2.73E+00
2.73E+00
2.65E+00
2.65E+00
2.65E+00
2.73E+00
2.73E+00
2.65E+00
2.65E+00
2.73E+00
2.81E+00
2.73E+00
2.73E+00
2.81E+00
2.73E+00
2.81E+00
2.81E+00
2.81E+00
2.81E+00
2.73E+00
2.81E+00
2.81E+00
2.81E+00
2.89E+00
2.89E+00
2.81E+00
2.81E+00
2.89E+00
2.89E+00
2.89E+00
2.89E+00
2.89E+00
2.89E+00
2.97E+00
2.81E+00
2.97E+00
2.89E+00
2.89E+00
2.81E+00
2.97E+00
2.97E+00
2.89E+00
2.97E+00
2.89E+00
2.89E+00
2.97E+00
2.89E+00
2.89E+00
2.97E+00
2.89E+00
2.89E+00
2.97E+00
2.89E+00
2.89E+00
2.89E+00
2.89E+00
2.97E+00
2.89E+00
2.89E+00
2.97E+00
2.97E+00
2.97E+00
2.97E+00
2.97E+00
2.89E+00
2.97E+00
2.97E+00
2.97E+00
2.97E+00
2.97E+00
2.97E+00
2.97E+00
2.97E+00
2.97E+00
3.06E+00
2.97E+00
2.97E+00
2.97E+00
2.89E+00
2.97E+00
2.97E+00
2.89E+00
2.97E+00
2.89E+00
2.97E+00
2.97E+00
2.97E+00
2.89E+00
2.97E+00
2.89E+00
2.89E+00
2.89E+00
2.89E+00
2.89E+00
2.89E+00
2.89E+00
2.89E+00
2.97E+00
2.81E+00
2.89E+00
2.89E+00
2.89E+00
2.89E+00
2.97E+00
2.89E+00
2.81E+00
2.89E+00
2.89E+00
2.89E+00
2.89E+00
2.89E+00
2.81E+00
2.81E+00
2.81E+00
2.89E+00
2.81E+00
2.89E+00
2.81E+00
2.81E+00
2.81E+00
2.89E+00
2.73E+00
2.81E+00
2.81E+00
2.81E+00
2.73E+00
2.81E+00
2.81E+00
2.81E+00
2.81E+00
2.81E+00
2.73E+00
2.81E+00
2.81E+00
2.73E+00
2.73E+00
2.73E+00
2.73E+00
2.65E+00
2.65E+00
2.65E+00
2.65E+00
2.65E+00
2.65E+00
2.57E+00
2.65E+00
2.65E+00
2.65E+00
2.65E+00
2.65E+00
2.57E+00
2.57E+00
2.49E+00
2.57E+00
2.49E+00
2.49E+00
2.49E+00
2.49E+00
2.49E+00
2.49E+00
2.41E+00
2.41E+00
2.49E+00
2.41E+00
2.49E+00
2.41E+00
2.41E+00
2.41E+00
2.33E+00
2.41E+00
2.41E+00
2.33E+00
2.41E+00
2.33E+00
2.33E+00
2.33E+00
2.25E+00
2.33E+00
2.25E+00
2.33E+00
2.33E+00
2.25E+00
2.25E+00
2.25E+00
2.25E+00
2.25E+00
2.25E+00
2.17E+00
2.17E+00
2.17E+00
2.17E+00
2.09E+00
2.09E+00
2.09E+00
2.09E+00
2.09E+00
2.17E+00
2.09E+00
2.09E+00
2.01E+00
2.01E+00
2.01E+00
2.01E+00
1.93E+00
1.93E+00
1.93E+00
1.85E+00
1.93E+00
1.85E+00
1.93E+00
1.85E+00
1.85E+00
1.77E+00
1.77E+00
1.93E+00
1.77E+00
1.77E+00
1.69E+00
1.77E+00
1.69E+00
1.69E+00
1.69E+00
1.69E+00
1.69E+00
1.69E+00
1.61E+00
1.61E+00
1.61E+00
1.69E+00
1.53E+00
1.61E+00
1.61E+00
1.53E+00
1.45E+00
1.45E+00
1.53E+00
1.45E+00
1.45E+00
1.45E+00
1.29E+00
1.45E+00
1.37E+00
1.37E+00
1.37E+00
1.37E+00
1.37E+00
1.29E+00
1.21E+00
1.29E+00
1.29E+00
1.21E+00
1.21E+00
1.21E+00
1.21E+00
1.13E+00
1.21E+00
1.13E+00
1.05E+00
1.13E+00
1.05E+00
1.05E+00
1.05E+00
1.05E+00
9.65E-01
9.65E-01
8.84E-01
9.65E-01
8.84E-01
8.84E-01
8.84E-01
8.84E-01
8.84E-01
8.04E-01
8.04E-01
8.04E-01
8.04E-01
8.04E-01
8.04E-01
7.24E-01
6.43E-01
7.24E-01
7.24E-01
6.43E-01
6.43E-01
5.63E-01
6.43E-01
5.63E-01
5.63E-01
5.63E-01
4.82E-01
4.82E-01
4.82E-01
4.82E-01
4.02E-01
4.02E-01
3.22E-01
4.02E-01
4.02E-01
4.02E-01
3.22E-01
2.41E-01
3.22E-01
2.41E-01
3.22E-01
2.41E-01
2.41E-01
1.61E-01
1.61E-01
1.61E-01
1.61E-01
8.04E-02
8.04E-02
8.04E-02
8.04E-02
8.04E-02
0.00E+00
0.00E+00
0.00E+00
0.00E+00
0.00E+00
-8.04E-02
-8.04E-02
-8.04E-02
-8.04E-02
-8.04E-02
-1.61E-01
-1.61E-01
-1.61E-01
-2.41E-01
-1.61E-01
-1.61E-01
-2.41E-01
-2.41E-01
-2.41E-01
-3.22E-01
-3.22E-01
-3.22E-01
-4.02E-01
-3.22E-01
-4.02E-01
-4.02E-01
-4.02E-01
-4.02E-01
-4.82E-01
-4.82E-01
-4.82E-01
-4.82E-01
-5.63E-01
-5.63E-01
-5.63E-01
-5.63E-01
-6.43E-01
-5.63E-01
-5.63E-01
-6.43E-01
-6.43E-01
-7.24E-01
-8.04E-01
-7.24E-01
-8.04E-01
-8.04E-01
-8.84E-01
-9.65E-01
-8.04E-01
-8.04E-01
-8.84E-01
-8.84E-01
-8.84E-01
-8.84E-01
-8.84E-01
-8.84E-01
-9.65E-01
-9.65E-01
-9.65E-01
-1.05E+00
-1.05E+00
-1.05E+00
-1.05E+00
-1.05E+00
-1.13E+00
-1.13E+00
-1.13E+00
-1.21E+00
-1.21E+00
-1.21E+00
-1.29E+00
-1.29E+00
-1.29E+00
-1.29E+00
-1.29E+00
-1.37E+00
-1.37E+00
-1.37E+00
-1.29E+00
-1.37E+00
-1.37E+00
-1.45E+00
-1.45E+00
-1.45E+00
-1.53E+00
-1.53E+00
-1.53E+00
-1.53E+00
-1.53E+00
-1.61E+00
-1.61E+00
-1.61E+00
-1.61E+00
-1.61E+00
-1.69E+00
-1.61E+00
-1.69E+00
-1.69E+00
-1.69E+00
-1.69E+00
-1.77E+00
-1.77E+00
-1.77E+00
-1.77E+00
-1.77E+00
-1.85E+00
-1.77E+00
-1.85E+00
-1.85E+00
-1.85E+00
-1.85E+00
-1.93E+00
-1.93E+00
-1.93E+00
-1.93E+00
-1.93E+00
-2.01E+00
-2.01E+00
-2.09E+00
-2.09E+00
-2.01E+00
-2.01E+00
-2.09E+00
-2.09E+00
-2.01E+00
-2.09E+00
-2.09E+00
-2.09E+00
-2.17E+00
-2.17E+00
-2.17E+00
-2.25E+00
-2.17E+00
-2.17E+00
-2.25E+00
-2.17E+00
-2.25E+00
-2.25E+00
-2.25E+00
-2.25E+00
-2.33E+00
-2.33E+00
-2.33E+00
-2.33E+00
-2.33E+00
-2.41E+00
-2.41E+00
-2.41E+00
-2.41E+00
-2.33E+00
-2.41E+00
-2.41E+00
-2.49E+00
-2.49E+00
-2.49E+00
-2.57E+00
-2.49E+00
-2.49E+00
-2.49E+00
-2.49E+00
-2.57E+00
-2.57E+00
-2.49E+00
-2.57E+00
-2.57E+00
-2.57E+00
-2.65E+00
-2.57E+00
-2.65E+00
-2.65E+00
-2.65E+00
-2.65E+00
-2.65E+00
-2.65E+00
-2.65E+00
-2.65E+00
-2.65E+00
-2.81E+00
-2.73E+00
-2.73E+00
-2.73E+00
-2.73E+00
-2.73E+00
-2.81E+00
-2.73E+00
-2.73E+00
-2.81E+00
-2.81E+00
-2.73E+00
-2.73E+00
-2.81E+00
-2.81E+00
-2.81E+00
-2.81E+00
-2.81E+00
-2.81E+00
-2.81E+00
-2.81E+00
-2.81E+00
-2.81E+00
-2.89E+00
-2.89E+00
-2.89E+00
-2.89E+00
-2.89E+00
-2.89E+00
-2.89E+00
-2.89E+00
-2.89E+00
-2.97E+00
-2.97E+00
-2.97E+00
-2.89E+00
-2.89E+00
-2.97E+00
-2.97E+00
-2.97E+00
-3.06E+00
-2.97E+00
-2.97E+00
-2.97E+00
-2.89E+00
-2.97E+00
-2.97E+00
-2.97E+00
-2.97E+00
-2.97E+00
-2.97E+00
-2.97E+00
-3.06E+00
-3.06E+00
-3.06E+00
-2.97E+00
-2.97E+00
-3.06E+00
-3.06E+00
-3.06E+00
-2.97E+00
-2.97E+00
-3.06E+00
-2.97E+00
-3.06E+00
-3.06E+00
-3.06E+00
-2.97E+00
-3.06E+00
-2.97E+00
-3.06E+00
-3.06E+00
-3.06E+00
-3.06E+00
-3.06E+00
-3.06E+00
-3.06E+00
-3.06E+00
-3.06E+00
-2.97E+00
-3.06E+00
-3.06E+00
-3.06E+00
-2.97E+00
-3.06E+00
-3.06E+00
-3.06E+00
-3.06E+00
-3.06E+00
-3.06E+00
-3.06E+00
-2.97E+00
-3.14E+00
-3.06E+00
-3.06E+00
-3.06E+00
-3.06E+00
-2.97E+00
-3.06E+00
-2.97E+00
-3.06E+00
-3.06E+00
-3.06E+00
-2.97E+00
-3.06E+00
-3.06E+00
-2.97E+00
-2.97E+00
-2.97E+00
-2.89E+00
-2.97E+00
-3.06E+00
-2.97E+00
-2.97E+00
-2.97E+00
-2.97E+00
-2.97E+00
-2.97E+00
-2.97E+00
-2.89E+00
-2.97E+00
-2.97E+00
-2.97E+00
-2.89E+00
-2.97E+00
-2.89E+00
-2.97E+00
-2.97E+00
-2.89E+00
-2.89E+00
-2.89E+00
-2.89E+00
-2.89E+00
-2.89E+00
-2.89E+00
-2.81E+00
-2.89E+00
-2.89E+00
-2.81E+00
-2.89E+00
-2.81E+00
-2.89E+00
-2.81E+00
-2.81E+00
-2.81E+00
-2.73E+00
-2.81E+00
-2.81E+00
-2.73E+00
-2.73E+00
-2.73E+00
-2.73E+00
-2.73E+00
-2.73E+00
-2.73E+00
-2.73E+00
-2.65E+00
-2.65E+00
-2.65E+00
-2.65E+00
-2.65E+00
-2.65E+00
-2.65E+00
-2.65E+00
-2.57E+00
-2.65E+00
-2.57E+00
-2.65E+00
-2.57E+00
-2.65E+00
-2.57E+00
-2.57E+00
-2.49E+00
-2.49E+00
-2.49E+00
-2.57E+00
-2.57E+00
-2.41E+00
-2.57E+00
-2.49E+00
-2.49E+00
-2.41E+00
-2.41E+00
-2.49E+00
-2.41E+00
-2.33E+00
-2.41E+00
-2.41E+00
-2.33E+00
-2.33E+00
-2.25E+00
-2.33E+00
-2.25E+00
-2.33E+00
-2.25E+00
-2.25E+00
-2.25E+00
-2.25E+00
-2.25E+00
-2.25E+00
-2.25E+00
-2.33E+00
-2.25E+00
-2.17E+00
-2.17E+00
-2.17E+00
-2.09E+00
-2.09E+00
-2.17E+00
-2.09E+00
-2.09E+00
-2.09E+00
-2.01E+00
-2.01E+00
-2.09E+00
-1.93E+00
-2.01E+00
-1.93E+00
-1.93E+00
-1.93E+00
-1.93E+00
-1.93E+00
-1.93E+00
-1.93E+00
-1.85E+00
-1.85E+00
-1.85E+00
-1.85E+00
-1.69E+00
-1.77E+00
-1.69E+00
-1.77E+00
-1.77E+00
-1.69E+00
-1.69E+00
-1.69E+00
-1.69E+00
-1.69E+00
-1.69E+00
-1.69E+00
-1.61E+00
-1.61E+00
-1.61E+00
-1.53E+00
-1.61E+00
-1.53E+00
-1.61E+00
-1.53E+00
-1.53E+00
-1.45E+00
-1.45E+00
-1.45E+00
-1.45E+00
-1.45E+00
-1.37E+00
-1.45E+00
-1.37E+00
-1.37E+00
-1.29E+00
-1.29E+00
-1.29E+00
-1.29E+00
-1.29E+00
-1.21E+00
-1.21E+00
-1.21E+00
-1.13E+00
-1.21E+00
-1.13E+00
-1.13E+00
-1.13E+00
-1.13E+00
-1.05E+00
-9.65E-01
-9.65E-01
-1.05E+00
-1.05E+00
-9.65E-01
-1.05E+00
-8.84E-01
-8.84E-01
-8.84E-01
-8.84E-01
-8.04E-01
-8.84E-01
-8.04E-01
-8.04E-01
-8.04E-01
-8.04E-01
-8.04E-01
-8.04E-01
-7.24E-01
-8.04E-01
-7.24E-01
-6.43E-01
-6.43E-01
-6.43E-01
-6.43E-01
-5.63E-01
-5.63E-01
-5.63E-01
-5.63E-01
-4.82E-01
-5.63E-01
-4.82E-01
-4.82E-01
-4.82E-01
-4.82E-01
-4.02E-01
-4.02E-01
-4.02E-01
-4.02E-01
-4.02E-01
-3.22E-01
-3.22E-01
-2.41E-01
-3.22E-01
-2.41E-01
-2.41E-01
-2.41E-01
-2.41E-01
-2.41E-01
-1.61E-01
-1.61E-01
-1.61E-01
-1.61E-01
-8.04E-02
-8.04E-02
0.00E+00
-8.04E-02
0.00E+00
0.00E+00];
y=[8.04E-02
0.00E+00
0.00E+00
8.04E-02
8.04E-02
0.00E+00
8.04E-02
8.04E-02
1.61E-01
1.61E-01
2.41E-01
2.41E-01
1.61E-01
3.22E-01
2.41E-01
3.22E-01
3.22E-01
3.22E-01
4.02E-01
3.22E-01
4.02E-01
4.02E-01
4.82E-01
4.82E-01
4.82E-01
4.82E-01
5.63E-01
5.63E-01
4.82E-01
5.63E-01
5.63E-01
5.63E-01
5.63E-01
7.24E-01
7.24E-01
6.43E-01
7.24E-01
7.24E-01
8.04E-01
7.24E-01
7.24E-01
7.24E-01
7.24E-01
7.24E-01
8.84E-01
8.84E-01
8.04E-01
8.84E-01
8.84E-01
9.65E-01
9.65E-01
9.65E-01
9.65E-01
9.65E-01
1.05E+00
1.05E+00
1.05E+00
1.05E+00
1.13E+00
1.13E+00
1.13E+00
1.13E+00
1.13E+00
1.21E+00
1.21E+00
1.21E+00
1.21E+00
1.29E+00
1.37E+00
1.29E+00
1.21E+00
1.29E+00
1.29E+00
1.37E+00
1.37E+00
1.37E+00
1.37E+00
1.37E+00
1.45E+00
1.45E+00
1.45E+00
1.45E+00
1.45E+00
1.53E+00
1.45E+00
1.53E+00
1.53E+00
1.45E+00
1.61E+00
1.69E+00
1.61E+00
1.69E+00
1.69E+00
1.61E+00
1.69E+00
1.77E+00
1.69E+00
1.69E+00
1.69E+00
1.77E+00
1.77E+00
1.77E+00
1.77E+00
1.77E+00
1.77E+00
1.85E+00
1.85E+00
1.77E+00
1.93E+00
1.93E+00
1.93E+00
1.93E+00
1.93E+00
2.01E+00
1.93E+00
1.93E+00
2.01E+00
2.01E+00
2.01E+00
1.93E+00
2.09E+00
2.09E+00
2.09E+00
2.09E+00
2.09E+00
2.09E+00
2.17E+00
2.17E+00
2.09E+00
2.17E+00
2.17E+00
2.09E+00
2.17E+00
2.17E+00
2.17E+00
2.25E+00
2.17E+00
2.25E+00
2.33E+00
2.33E+00
2.33E+00
2.41E+00
2.25E+00
2.33E+00
2.33E+00
2.33E+00
2.41E+00
2.33E+00
2.41E+00
2.41E+00
2.41E+00
2.41E+00
2.49E+00
2.49E+00
2.49E+00
2.49E+00
2.49E+00
2.49E+00
2.49E+00
2.49E+00
2.57E+00
2.49E+00
2.41E+00
2.49E+00
2.57E+00
2.57E+00
2.65E+00
2.57E+00
2.65E+00
2.57E+00
2.57E+00
2.57E+00
2.57E+00
2.65E+00
2.65E+00
2.65E+00
2.65E+00
2.65E+00
2.65E+00
2.57E+00
2.65E+00
2.65E+00
2.73E+00
2.73E+00
2.65E+00
2.73E+00
2.73E+00
2.73E+00
2.81E+00
2.73E+00
2.81E+00
2.73E+00
2.73E+00
2.81E+00
2.81E+00
2.73E+00
2.73E+00
2.81E+00
2.81E+00
2.81E+00
2.89E+00
2.81E+00
2.89E+00
2.81E+00
2.81E+00
2.81E+00
2.89E+00
2.81E+00
2.81E+00
2.89E+00
2.89E+00
2.81E+00
2.89E+00
2.89E+00
2.89E+00
2.89E+00
2.97E+00
2.81E+00
2.89E+00
2.89E+00
2.81E+00
2.89E+00
2.89E+00
2.97E+00
2.81E+00
2.89E+00
2.89E+00
2.89E+00
2.97E+00
2.89E+00
2.89E+00
2.89E+00
2.89E+00
2.89E+00
2.89E+00
2.89E+00
2.89E+00
2.81E+00
2.97E+00
2.89E+00
2.89E+00
2.89E+00
2.97E+00
2.97E+00
2.97E+00
2.89E+00
2.89E+00
2.89E+00
2.97E+00
2.97E+00
2.89E+00
2.89E+00
2.89E+00
2.97E+00
2.97E+00
2.89E+00
2.97E+00
2.97E+00
2.97E+00
2.97E+00
2.89E+00
2.97E+00
2.97E+00
2.97E+00
2.89E+00
2.89E+00
2.97E+00
2.89E+00
2.97E+00
2.89E+00
2.89E+00
2.89E+00
2.89E+00
2.89E+00
2.89E+00
2.89E+00
2.89E+00
2.89E+00
2.89E+00
2.89E+00
2.81E+00
2.89E+00
2.89E+00
2.89E+00
2.81E+00
2.89E+00
2.89E+00
2.81E+00
2.81E+00
2.73E+00
2.81E+00
2.81E+00
2.81E+00
2.81E+00
2.73E+00
2.81E+00
2.81E+00
2.73E+00
2.81E+00
2.81E+00
2.81E+00
2.81E+00
2.73E+00
2.73E+00
2.73E+00
2.65E+00
2.81E+00
2.73E+00
2.73E+00
2.73E+00
2.73E+00
2.65E+00
2.65E+00
2.73E+00
2.65E+00
2.73E+00
2.73E+00
2.65E+00
2.65E+00
2.57E+00
2.57E+00
2.57E+00
2.57E+00
2.57E+00
2.57E+00
2.57E+00
2.57E+00
2.57E+00
2.57E+00
2.49E+00
2.57E+00
2.49E+00
2.49E+00
2.49E+00
2.49E+00
2.57E+00
2.49E+00
2.49E+00
2.41E+00
2.49E+00
2.41E+00
2.41E+00
2.41E+00
2.41E+00
2.41E+00
2.41E+00
2.33E+00
2.33E+00
2.33E+00
2.33E+00
2.25E+00
2.33E+00
2.25E+00
2.33E+00
2.25E+00
2.33E+00
2.25E+00
2.17E+00
2.25E+00
2.25E+00
2.17E+00
2.17E+00
2.17E+00
2.17E+00
2.17E+00
2.17E+00
2.17E+00
2.17E+00
2.09E+00
2.09E+00
2.09E+00
2.01E+00
2.01E+00
2.09E+00
2.09E+00
2.09E+00
1.93E+00
2.01E+00
2.01E+00
2.01E+00
2.01E+00
1.93E+00
1.93E+00
1.93E+00
1.85E+00
1.85E+00
1.77E+00
1.77E+00
1.85E+00
1.77E+00
1.85E+00
1.77E+00
1.77E+00
1.77E+00
1.77E+00
1.77E+00
1.69E+00
1.61E+00
1.61E+00
1.61E+00
1.61E+00
1.61E+00
1.61E+00
1.61E+00
1.61E+00
1.61E+00
1.45E+00
1.45E+00
1.53E+00
1.45E+00
1.45E+00
1.37E+00
1.45E+00
1.45E+00
1.45E+00
1.45E+00
1.45E+00
1.37E+00
1.37E+00
1.29E+00
1.29E+00
1.37E+00
1.29E+00
1.29E+00
1.29E+00
1.21E+00
1.29E+00
1.29E+00
1.13E+00
1.21E+00
1.13E+00
1.13E+00
1.13E+00
1.05E+00
1.13E+00
1.13E+00
1.05E+00
1.05E+00
1.05E+00
9.65E-01
1.05E+00
9.65E-01
8.84E-01
8.84E-01
8.84E-01
8.84E-01
8.84E-01
8.84E-01
8.04E-01
8.04E-01
8.04E-01
8.04E-01
7.24E-01
7.24E-01
7.24E-01
6.43E-01
6.43E-01
6.43E-01
7.24E-01
6.43E-01
6.43E-01
6.43E-01
5.63E-01
5.63E-01
4.82E-01
4.82E-01
5.63E-01
4.02E-01
4.82E-01
4.02E-01
4.02E-01
4.02E-01
3.22E-01
3.22E-01
4.02E-01
3.22E-01
3.22E-01
3.22E-01
3.22E-01
3.22E-01
2.41E-01
2.41E-01
2.41E-01
1.61E-01
1.61E-01
8.04E-02
8.04E-02
1.61E-01
1.61E-01
1.61E-01
8.04E-02
8.04E-02
0.00E+00
0.00E+00
0.00E+00
0.00E+00
-8.04E-02
-8.04E-02
-8.04E-02
-8.04E-02
-1.61E-01
-1.61E-01
-1.61E-01
-8.04E-02
-1.61E-01
-2.41E-01
-1.61E-01
-2.41E-01
-2.41E-01
-4.02E-01
-3.22E-01
-3.22E-01
-3.22E-01
-3.22E-01
-4.02E-01
-4.02E-01
-4.02E-01
-4.02E-01
-4.02E-01
-4.82E-01
-6.43E-01
-5.63E-01
-5.63E-01
-5.63E-01
-6.43E-01
-5.63E-01
-6.43E-01
-6.43E-01
-6.43E-01
-7.24E-01
-6.43E-01
-6.43E-01
-7.24E-01
-7.24E-01
-7.24E-01
-7.24E-01
-8.04E-01
-8.04E-01
-8.04E-01
-8.04E-01
-8.04E-01
-8.84E-01
-8.84E-01
-8.84E-01
-8.84E-01
-9.65E-01
-9.65E-01
-9.65E-01
-9.65E-01
-1.05E+00
-1.05E+00
-1.05E+00
-1.05E+00
-1.13E+00
-1.13E+00
-1.13E+00
-1.13E+00
-1.13E+00
-1.13E+00
-1.21E+00
-1.21E+00
-1.21E+00
-1.29E+00
-1.21E+00
-1.37E+00
-1.29E+00
-1.29E+00
-1.29E+00
-1.37E+00
-1.37E+00
-1.37E+00
-1.37E+00
-1.37E+00
-1.45E+00
-1.45E+00
-1.37E+00
-1.45E+00
-1.53E+00
-1.53E+00
-1.53E+00
-1.53E+00
-1.53E+00
-1.61E+00
-1.61E+00
-1.53E+00
-1.69E+00
-1.61E+00
-1.69E+00
-1.69E+00
-1.61E+00
-1.69E+00
-1.77E+00
-1.77E+00
-1.77E+00
-1.69E+00
-1.77E+00
-1.77E+00
-1.77E+00
-1.93E+00
-1.93E+00
-1.85E+00
-1.85E+00
-1.93E+00
-1.93E+00
-1.93E+00
-1.93E+00
-1.93E+00
-2.01E+00
-2.01E+00
-2.01E+00
-2.01E+00
-2.01E+00
-2.01E+00
-2.09E+00
-2.09E+00
-2.09E+00
-2.09E+00
-2.09E+00
-2.17E+00
-2.17E+00
-2.17E+00
-2.25E+00
-2.17E+00
-2.17E+00
-2.17E+00
-2.17E+00
-2.25E+00
-2.25E+00
-2.25E+00
-2.25E+00
-2.25E+00
-2.25E+00
-2.33E+00
-2.33E+00
-2.33E+00
-2.33E+00
-2.25E+00
-2.33E+00
-2.41E+00
-2.41E+00
-2.49E+00
-2.33E+00
-2.49E+00
-2.41E+00
-2.33E+00
-2.49E+00
-2.41E+00
-2.49E+00
-2.49E+00
-2.49E+00
-2.49E+00
-2.49E+00
-2.57E+00
-2.49E+00
-2.49E+00
-2.49E+00
-2.57E+00
-2.57E+00
-2.57E+00
-2.57E+00
-2.57E+00
-2.57E+00
-2.65E+00
-2.65E+00
-2.57E+00
-2.57E+00
-2.57E+00
-2.57E+00
-2.57E+00
-2.57E+00
-2.57E+00
-2.57E+00
-2.65E+00
-2.65E+00
-2.49E+00
-2.65E+00
-2.57E+00
-2.57E+00
-2.57E+00
-2.57E+00
-2.57E+00
-2.57E+00
-2.65E+00
-2.57E+00
-2.65E+00
-2.57E+00
-2.65E+00
-2.65E+00
-2.65E+00
-2.57E+00
-2.65E+00
-2.65E+00
-2.65E+00
-2.57E+00
-2.65E+00
-2.73E+00
-2.65E+00
-2.65E+00
-2.57E+00
-2.57E+00
-2.57E+00
-2.65E+00
-2.65E+00
-2.57E+00
-2.65E+00
-2.57E+00
-2.65E+00
-2.57E+00
-2.65E+00
-2.65E+00
-2.65E+00
-2.57E+00
-2.57E+00
-2.57E+00
-2.57E+00
-2.65E+00
-2.65E+00
-2.65E+00
-2.65E+00
-2.73E+00
-2.65E+00
-2.65E+00
-2.65E+00
-2.65E+00
-2.65E+00
-2.57E+00
-2.73E+00
-2.65E+00
-2.65E+00
-2.65E+00
-2.73E+00
-2.57E+00
-2.65E+00
-2.57E+00
-2.65E+00
-2.65E+00
-2.73E+00
-2.65E+00
-2.65E+00
-2.57E+00
-2.65E+00
-2.57E+00
-2.65E+00
-2.57E+00
-2.57E+00
-2.65E+00
-2.65E+00
-2.65E+00
-2.65E+00
-2.57E+00
-2.65E+00
-2.65E+00
-2.57E+00
-2.65E+00
-2.65E+00
-2.65E+00
-2.65E+00
-2.73E+00
-2.57E+00
-2.65E+00
-2.65E+00
-2.65E+00
-2.65E+00
-2.57E+00
-2.65E+00
-2.73E+00
-2.57E+00
-2.65E+00
-2.65E+00
-2.57E+00
-2.57E+00
-2.65E+00
-2.65E+00
-2.57E+00
-2.65E+00
-2.57E+00
-2.65E+00
-2.65E+00
-2.65E+00
-2.57E+00
-2.65E+00
-2.57E+00
-2.57E+00
-2.65E+00
-2.65E+00
-2.65E+00
-2.65E+00
-2.65E+00
-2.65E+00
-2.73E+00
-2.57E+00
-2.73E+00
-2.57E+00
-2.65E+00
-2.57E+00
-2.57E+00
-2.65E+00
-2.57E+00
-2.57E+00
-2.73E+00
-2.57E+00
-2.57E+00
-2.57E+00
-2.57E+00
-2.65E+00
-2.57E+00
-2.65E+00
-2.57E+00
-2.65E+00
-2.57E+00
-2.57E+00
-2.65E+00
-2.57E+00
-2.65E+00
-2.57E+00
-2.65E+00
-2.65E+00
-2.65E+00
-2.57E+00
-2.57E+00
-2.57E+00
-2.65E+00
-2.57E+00
-2.49E+00
-2.57E+00
-2.57E+00
-2.57E+00
-2.49E+00
-2.57E+00
-2.57E+00
-2.57E+00
-2.57E+00
-2.65E+00
-2.49E+00
-2.49E+00
-2.49E+00
-2.49E+00
-2.49E+00
-2.49E+00
-2.49E+00
-2.49E+00
-2.49E+00
-2.57E+00
-2.41E+00
-2.57E+00
-2.41E+00
-2.49E+00
-2.49E+00
-2.49E+00
-2.41E+00
-2.33E+00
-2.33E+00
-2.41E+00
-2.41E+00
-2.41E+00
-2.33E+00
-2.33E+00
-2.33E+00
-2.33E+00
-2.25E+00
-2.33E+00
-2.25E+00
-2.25E+00
-2.25E+00
-2.17E+00
-2.25E+00
-2.25E+00
-2.25E+00
-2.17E+00
-2.17E+00
-2.17E+00
-2.17E+00
-2.17E+00
-2.09E+00
-2.09E+00
-2.09E+00
-2.09E+00
-2.09E+00
-2.09E+00
-2.09E+00
-2.01E+00
-2.01E+00
-2.01E+00
-1.93E+00
-1.93E+00
-2.01E+00
-1.93E+00
-1.93E+00
-1.93E+00
-1.93E+00
-1.85E+00
-1.85E+00
-1.85E+00
-1.85E+00
-1.77E+00
-1.77E+00
-1.77E+00
-1.77E+00
-1.77E+00
-1.77E+00
-1.69E+00
-1.77E+00
-1.69E+00
-1.69E+00
-1.69E+00
-1.69E+00
-1.61E+00
-1.61E+00
-1.69E+00
-1.53E+00
-1.61E+00
-1.53E+00
-1.53E+00
-1.45E+00
-1.45E+00
-1.53E+00
-1.53E+00
-1.45E+00
-1.45E+00
-1.45E+00
-1.37E+00
-1.37E+00
-1.37E+00
-1.45E+00
-1.29E+00
-1.29E+00
-1.29E+00
-1.29E+00
-1.29E+00
-1.21E+00
-1.29E+00
-1.21E+00
-1.21E+00
-1.13E+00
-1.13E+00
-1.13E+00
-1.13E+00
-1.21E+00
-1.05E+00
-1.13E+00
-1.05E+00
-1.13E+00
-1.05E+00
-9.65E-01
-9.65E-01
-9.65E-01
-8.84E-01
-9.65E-01
-8.84E-01
-8.84E-01
-9.65E-01
-8.84E-01
-8.84E-01
-8.04E-01
-8.04E-01
-8.04E-01
-8.04E-01
-8.04E-01
-7.24E-01
-7.24E-01
-7.24E-01
-6.43E-01
-6.43E-01
-7.24E-01
-6.43E-01
-5.63E-01
-5.63E-01
-5.63E-01
-5.63E-01
-5.63E-01
-4.82E-01
-4.82E-01
-4.82E-01
-5.63E-01
-4.82E-01
-4.02E-01
-4.82E-01
-4.02E-01
-4.02E-01
-3.22E-01
-3.22E-01
-3.22E-01
-3.22E-01
-2.41E-01
-3.22E-01
-2.41E-01
-2.41E-01
-1.61E-01
-1.61E-01
-1.61E-01
-8.04E-02
-1.61E-01
-1.61E-01
-8.04E-02
-8.04E-02
-1.61E-01
-8.04E-02
0.00E+00
0.00E+00
0.00E+00
0.00E+00
0.00E+00
0.00E+00
8.04E-02
8.04E-02
1.61E-01
8.04E-02
1.61E-01
1.61E-01
1.61E-01
2.41E-01
1.61E-01
2.41E-01
3.22E-01
2.41E-01
3.22E-01
3.22E-01
4.02E-01
3.22E-01
4.02E-01
3.22E-01
3.22E-01
4.02E-01
4.82E-01
4.82E-01
4.82E-01
4.82E-01
4.82E-01
4.82E-01
5.63E-01
5.63E-01
5.63E-01
5.63E-01
6.43E-01
5.63E-01
7.24E-01
7.24E-01
8.04E-01
7.24E-01
7.24E-01
7.24E-01
7.24E-01
8.04E-01
8.04E-01
8.84E-01
8.84E-01
8.84E-01
8.84E-01
8.84E-01
9.65E-01
9.65E-01
9.65E-01
1.05E+00
9.65E-01
1.05E+00
1.13E+00
9.65E-01
1.05E+00
1.05E+00
1.13E+00
1.05E+00
1.21E+00
1.13E+00
1.13E+00
1.13E+00
1.21E+00
1.21E+00
1.21E+00
1.29E+00
1.21E+00
1.29E+00
1.29E+00
1.21E+00
1.37E+00
1.29E+00
1.37E+00
1.37E+00
1.37E+00
1.45E+00
1.45E+00
1.45E+00
1.45E+00
1.45E+00
1.45E+00
1.45E+00
1.53E+00
1.53E+00
1.61E+00
1.53E+00
1.61E+00
1.61E+00
1.61E+00
1.69E+00
1.61E+00
1.69E+00
1.69E+00
1.69E+00
1.77E+00
1.69E+00
1.69E+00
1.77E+00
1.77E+00
1.77E+00
1.77E+00
1.77E+00
1.85E+00
1.85E+00
1.77E+00
1.85E+00
1.93E+00
1.93E+00
1.93E+00
1.93E+00
1.93E+00
1.93E+00
1.93E+00
2.01E+00
2.01E+00
2.09E+00
2.09E+00
2.09E+00
2.17E+00
2.01E+00
2.01E+00
2.09E+00
2.09E+00
2.09E+00
2.17E+00
2.17E+00
2.09E+00
2.17E+00
2.17E+00
2.17E+00
2.25E+00
2.17E+00
2.25E+00
2.25E+00
2.25E+00
2.25E+00
2.33E+00
2.25E+00
2.25E+00
2.33E+00
2.41E+00
2.41E+00
2.33E+00
2.41E+00
2.33E+00
2.49E+00
2.33E+00
2.49E+00
2.49E+00
2.41E+00
2.41E+00
2.41E+00
2.41E+00
2.49E+00
2.49E+00
2.49E+00
2.49E+00
2.49E+00
2.49E+00
2.49E+00
2.49E+00
2.57E+00
2.57E+00
2.57E+00
2.57E+00
2.57E+00
2.65E+00
2.57E+00
2.65E+00
2.73E+00
2.65E+00
2.65E+00
2.65E+00
2.65E+00
2.65E+00
2.65E+00
2.65E+00
2.65E+00
2.73E+00
2.73E+00
2.73E+00
2.73E+00
2.73E+00
2.65E+00
2.73E+00
2.65E+00
2.73E+00
2.81E+00
2.81E+00
2.81E+00
2.81E+00
2.81E+00
2.81E+00
2.81E+00
2.73E+00
2.81E+00
2.81E+00
2.81E+00
2.81E+00
2.81E+00
2.81E+00
2.81E+00
2.81E+00
2.81E+00
2.81E+00
2.89E+00
2.81E+00
2.89E+00
2.89E+00
2.89E+00
2.89E+00
2.81E+00
2.89E+00
2.89E+00
2.89E+00
2.81E+00
2.89E+00
2.89E+00
2.89E+00
2.89E+00
2.89E+00
2.89E+00
2.81E+00
2.97E+00
2.97E+00
2.89E+00
2.97E+00
2.97E+00
2.97E+00
2.97E+00
2.97E+00
2.97E+00
2.97E+00
2.89E+00
2.97E+00
2.89E+00
2.89E+00
2.89E+00
2.97E+00
2.97E+00
2.97E+00
2.89E+00
2.89E+00
2.97E+00
2.97E+00
2.97E+00
2.89E+00
2.97E+00
2.89E+00
2.89E+00
2.97E+00
2.89E+00
2.97E+00
2.97E+00
2.89E+00
2.97E+00
2.89E+00
2.89E+00
2.97E+00
2.97E+00
2.89E+00
2.97E+00
2.81E+00
2.89E+00
2.89E+00
2.89E+00
2.89E+00
2.89E+00
2.89E+00
2.89E+00
2.89E+00
2.89E+00
2.89E+00
2.89E+00
2.81E+00
2.89E+00
2.89E+00
2.89E+00
2.89E+00
2.89E+00
2.81E+00
2.81E+00
2.81E+00
2.81E+00
2.81E+00
2.81E+00
2.81E+00
2.81E+00
2.81E+00
2.81E+00
2.81E+00
2.81E+00
2.81E+00
2.81E+00
2.81E+00
2.81E+00
2.73E+00
2.73E+00
2.73E+00
2.73E+00
2.73E+00
2.65E+00
2.73E+00
2.73E+00
2.73E+00
2.73E+00
2.65E+00
2.73E+00
2.73E+00
2.73E+00
2.65E+00
2.73E+00
2.65E+00
2.65E+00
2.65E+00
2.65E+00
2.65E+00
2.65E+00
2.65E+00
2.57E+00
2.57E+00
2.65E+00
2.65E+00
2.57E+00
2.57E+00
2.49E+00
2.57E+00
2.57E+00
2.49E+00
2.57E+00
2.49E+00
2.49E+00
2.49E+00
2.41E+00
2.57E+00
2.49E+00
2.41E+00
2.41E+00
2.41E+00
2.41E+00
2.41E+00
2.41E+00
2.33E+00
2.33E+00
2.33E+00
2.33E+00
2.33E+00
2.33E+00
2.33E+00
2.33E+00
2.33E+00
2.33E+00
2.25E+00
2.25E+00
2.17E+00
2.25E+00
2.25E+00
2.17E+00
2.17E+00
2.17E+00
2.17E+00
2.17E+00
2.09E+00
2.09E+00
2.09E+00
2.09E+00
2.09E+00
2.09E+00
2.09E+00
2.01E+00
2.01E+00
2.01E+00
2.01E+00
2.01E+00
1.93E+00
1.93E+00
1.93E+00
1.93E+00
1.93E+00
1.93E+00
1.85E+00
1.85E+00
1.93E+00
1.77E+00
1.85E+00
1.77E+00
1.77E+00
1.77E+00
1.77E+00
1.77E+00
1.69E+00
1.77E+00
1.77E+00
1.77E+00
1.61E+00
1.69E+00
1.61E+00
1.61E+00
1.61E+00
1.61E+00
1.61E+00
1.53E+00
1.61E+00
1.53E+00
1.53E+00
1.45E+00
1.53E+00
1.45E+00
1.45E+00
1.45E+00
1.45E+00
1.37E+00
1.45E+00
1.45E+00
1.37E+00
1.37E+00
1.37E+00
1.29E+00
1.29E+00
1.29E+00
1.21E+00
1.21E+00
1.29E+00
1.21E+00
1.21E+00
1.21E+00
1.21E+00
1.21E+00
1.21E+00
1.13E+00
1.13E+00
1.13E+00
1.05E+00
1.05E+00
1.05E+00
1.05E+00
9.65E-01
8.84E-01
1.05E+00
9.65E-01
8.84E-01
8.84E-01
9.65E-01
8.04E-01
8.04E-01
8.84E-01
8.04E-01
7.24E-01
7.24E-01
8.04E-01
7.24E-01
7.24E-01
8.04E-01
6.43E-01
6.43E-01
6.43E-01
6.43E-01
6.43E-01
5.63E-01
6.43E-01
5.63E-01
4.82E-01
4.82E-01
4.82E-01
4.82E-01
4.82E-01
4.82E-01
4.02E-01
4.02E-01
4.02E-01
4.02E-01
3.22E-01
3.22E-01
3.22E-01
2.41E-01
2.41E-01
3.22E-01
2.41E-01
1.61E-01
1.61E-01
1.61E-01
2.41E-01
1.61E-01
1.61E-01
1.61E-01
0.00E+00
8.04E-02
8.04E-02
0.00E+00
8.04E-02
0.00E+00
-8.04E-02
0.00E+00
0.00E+00
-8.04E-02
-8.04E-02
-8.04E-02
-8.04E-02
-1.61E-01
-2.41E-01
-1.61E-01
-1.61E-01
-1.61E-01
-2.41E-01
-2.41E-01
-2.41E-01
-2.41E-01
-3.22E-01
-4.02E-01
-3.22E-01
-3.22E-01
-3.22E-01
-4.02E-01
-4.02E-01
-4.02E-01
-4.82E-01
-4.82E-01
-4.82E-01
-5.63E-01
-4.82E-01
-4.82E-01
-5.63E-01
-5.63E-01
-4.82E-01
-5.63E-01
-6.43E-01
-5.63E-01
-6.43E-01
-6.43E-01
-7.24E-01
-7.24E-01
-8.04E-01
-7.24E-01
-8.04E-01
-8.04E-01
-8.84E-01
-8.04E-01
-8.84E-01
-8.04E-01
-8.84E-01
-8.84E-01
-8.84E-01
-9.65E-01
-9.65E-01
-9.65E-01
-1.05E+00
-9.65E-01
-1.05E+00
-1.05E+00
-1.05E+00
-1.05E+00
-1.05E+00
-1.13E+00
-1.13E+00
-1.21E+00
-1.21E+00
-1.21E+00
-1.21E+00
-1.21E+00
-1.21E+00
-1.21E+00
-1.29E+00
-1.29E+00
-1.37E+00
-1.37E+00
-1.45E+00
-1.37E+00
-1.37E+00
-1.37E+00
-1.45E+00
-1.45E+00
-1.45E+00
-1.45E+00
-1.53E+00
-1.45E+00
-1.53E+00
-1.53E+00
-1.53E+00
-1.53E+00
-1.53E+00
-1.53E+00
-1.61E+00
-1.61E+00
-1.69E+00
-1.69E+00
-1.61E+00
-1.61E+00
-1.61E+00
-1.69E+00
-1.77E+00
-1.77E+00
-1.77E+00
-1.77E+00
-1.77E+00
-1.77E+00
-1.77E+00
-1.85E+00
-1.93E+00
-1.85E+00
-1.85E+00
-1.93E+00
-1.93E+00
-1.93E+00
-1.93E+00
-1.93E+00
-1.93E+00
-2.09E+00
-1.93E+00
-1.93E+00
-2.09E+00
-2.09E+00
-2.09E+00
-2.01E+00
-2.09E+00
-2.17E+00
-2.09E+00
-2.17E+00
-2.17E+00
-2.25E+00
-2.17E+00
-2.17E+00
-2.17E+00
-2.17E+00
-2.17E+00
-2.17E+00
-2.25E+00
-2.25E+00
-2.33E+00
-2.33E+00
-2.17E+00
-2.33E+00
-2.33E+00
-2.33E+00
-2.33E+00
-2.33E+00
-2.41E+00
-2.41E+00
-2.41E+00
-2.49E+00
-2.41E+00
-2.41E+00
-2.41E+00
-2.41E+00
-2.49E+00
-2.49E+00
-2.49E+00
-2.49E+00
-2.49E+00
-2.57E+00
-2.49E+00
-2.49E+00
-2.57E+00
-2.49E+00
-2.49E+00
-2.57E+00
-2.57E+00
-2.65E+00
-2.57E+00
-2.57E+00
-2.49E+00
-2.57E+00
-2.57E+00
-2.65E+00
-2.57E+00
-2.49E+00
-2.57E+00
-2.57E+00
-2.57E+00
-2.57E+00
-2.57E+00
-2.57E+00
-2.57E+00
-2.65E+00
-2.57E+00
-2.65E+00
-2.57E+00
-2.57E+00
-2.65E+00
-2.57E+00
-2.57E+00
-2.65E+00
-2.57E+00
-2.65E+00
-2.57E+00
-2.57E+00
-2.57E+00
-2.57E+00
-2.65E+00
-2.57E+00
-2.65E+00
-2.65E+00
-2.65E+00
-2.65E+00
-2.65E+00
-2.57E+00
-2.65E+00
-2.65E+00
-2.65E+00
-2.57E+00
-2.65E+00
-2.65E+00
-2.65E+00
-2.65E+00
-2.57E+00
-2.65E+00
-2.57E+00
-2.65E+00
-2.65E+00
-2.73E+00
-2.65E+00
-2.65E+00
-2.57E+00
-2.57E+00
-2.73E+00
-2.65E+00
-2.65E+00
-2.65E+00
-2.73E+00
-2.57E+00
-2.65E+00
-2.65E+00
-2.65E+00
-2.57E+00
-2.73E+00
-2.57E+00
-2.65E+00
-2.65E+00
-2.65E+00
-2.65E+00
-2.73E+00
-2.65E+00
-2.65E+00
-2.65E+00
-2.65E+00
-2.65E+00
-2.57E+00
-2.73E+00
-2.65E+00
-2.65E+00
-2.65E+00
-2.65E+00
-2.57E+00
-2.57E+00
-2.65E+00
-2.65E+00
-2.57E+00
-2.57E+00
-2.65E+00
-2.65E+00
-2.65E+00
-2.65E+00
-2.65E+00
-2.57E+00
-2.65E+00
-2.65E+00
-2.73E+00
-2.57E+00
-2.65E+00
-2.65E+00
-2.73E+00
-2.65E+00
-2.65E+00
-2.65E+00
-2.57E+00
-2.65E+00
-2.65E+00
-2.57E+00
-2.65E+00
-2.57E+00
-2.65E+00
-2.65E+00
-2.65E+00
-2.65E+00
-2.65E+00
-2.65E+00
-2.65E+00
-2.65E+00
-2.57E+00
-2.73E+00
-2.65E+00
-2.57E+00
-2.57E+00
-2.65E+00
-2.57E+00
-2.65E+00
-2.65E+00
-2.57E+00
-2.65E+00
-2.57E+00
-2.65E+00
-2.57E+00
-2.57E+00
-2.57E+00
-2.65E+00
-2.65E+00
-2.57E+00
-2.57E+00
-2.57E+00
-2.57E+00
-2.65E+00
-2.57E+00
-2.65E+00
-2.65E+00
-2.65E+00
-2.57E+00
-2.57E+00
-2.65E+00
-2.57E+00
-2.57E+00
-2.57E+00
-2.57E+00
-2.73E+00
-2.57E+00
-2.57E+00
-2.57E+00
-2.57E+00
-2.65E+00
-2.65E+00
-2.57E+00
-2.57E+00
-2.65E+00
-2.57E+00
-2.57E+00
-2.57E+00
-2.57E+00
-2.57E+00
-2.57E+00
-2.49E+00
-2.57E+00
-2.57E+00
-2.57E+00
-2.57E+00
-2.57E+00
-2.49E+00
-2.41E+00
-2.49E+00
-2.49E+00
-2.49E+00
-2.49E+00
-2.49E+00
-2.49E+00
-2.41E+00
-2.49E+00
-2.49E+00
-2.41E+00
-2.41E+00
-2.49E+00
-2.41E+00
-2.41E+00
-2.41E+00
-2.41E+00
-2.41E+00
-2.33E+00
-2.33E+00
-2.33E+00
-2.33E+00
-2.33E+00
-2.33E+00
-2.25E+00
-2.25E+00
-2.25E+00
-2.25E+00
-2.25E+00
-2.25E+00
-2.25E+00
-2.09E+00
-2.17E+00
-2.09E+00
-2.17E+00
-2.17E+00
-2.17E+00
-2.09E+00
-2.09E+00
-2.09E+00
-2.09E+00
-2.09E+00
-2.01E+00
-2.01E+00
-2.01E+00
-2.01E+00
-2.01E+00
-2.01E+00
-1.93E+00
-1.93E+00
-1.93E+00
-1.93E+00
-1.85E+00
-1.93E+00
-1.85E+00
-1.85E+00
-1.85E+00
-1.85E+00
-1.77E+00
-1.85E+00
-1.85E+00
-1.77E+00
-1.69E+00
-1.77E+00
-1.69E+00
-1.77E+00
-1.69E+00
-1.69E+00
-1.69E+00
-1.69E+00
-1.61E+00
-1.61E+00
-1.61E+00
-1.61E+00
-1.61E+00
-1.53E+00
-1.53E+00
-1.53E+00
-1.53E+00
-1.53E+00
-1.45E+00
-1.45E+00
-1.45E+00
-1.37E+00
-1.45E+00
-1.37E+00
-1.45E+00
-1.37E+00
-1.37E+00
-1.29E+00
-1.29E+00
-1.29E+00
-1.29E+00
-1.21E+00
-1.21E+00
-1.21E+00
-1.13E+00
-1.13E+00
-1.21E+00
-1.13E+00
-1.13E+00
-1.13E+00
-1.13E+00
-1.13E+00
-1.05E+00
-1.05E+00
-9.65E-01
-1.05E+00
-9.65E-01
-8.84E-01
-9.65E-01
-8.84E-01
-8.84E-01
-8.04E-01
-8.04E-01
-8.84E-01
-7.24E-01
-8.04E-01
-8.84E-01
-7.24E-01
-7.24E-01
-7.24E-01
-7.24E-01
-7.24E-01
-6.43E-01
-6.43E-01
-5.63E-01
-5.63E-01
-5.63E-01
-6.43E-01
-5.63E-01
-4.82E-01
-4.82E-01
-4.82E-01
-4.82E-01
-4.82E-01
-4.02E-01
-4.02E-01
-4.02E-01
-4.82E-01
-3.22E-01
-4.02E-01
-3.22E-01
-3.22E-01
-3.22E-01
-3.22E-01
-2.41E-01
-2.41E-01
-2.41E-01
-1.61E-01
-2.41E-01
-1.61E-01
-1.61E-01
-1.61E-01
-8.04E-02
-1.61E-01
-8.04E-02
-8.04E-02
-8.04E-02
-8.04E-02
0.00E+00
0.00E+00
0.00E+00];

%scatter(x,y,'filled')
%hold on
%scatter(x,y,'filled')
plot(t,x)
hold on
plot(t,y)
grid on
xlabel('Voltaje (V)') 
ylabel('Corriente (A)')

%xticks([0 0.45 0.5 0.55 0.6 0.65 0.7 0.75 0.8 1])
%xticklabels({'0','0.45','0.5','0.55','0.6','0.65','0.7','0.75','0.8','1'})
%yticks([0  0.0015 0.006 0.019 0.038 0.06])
